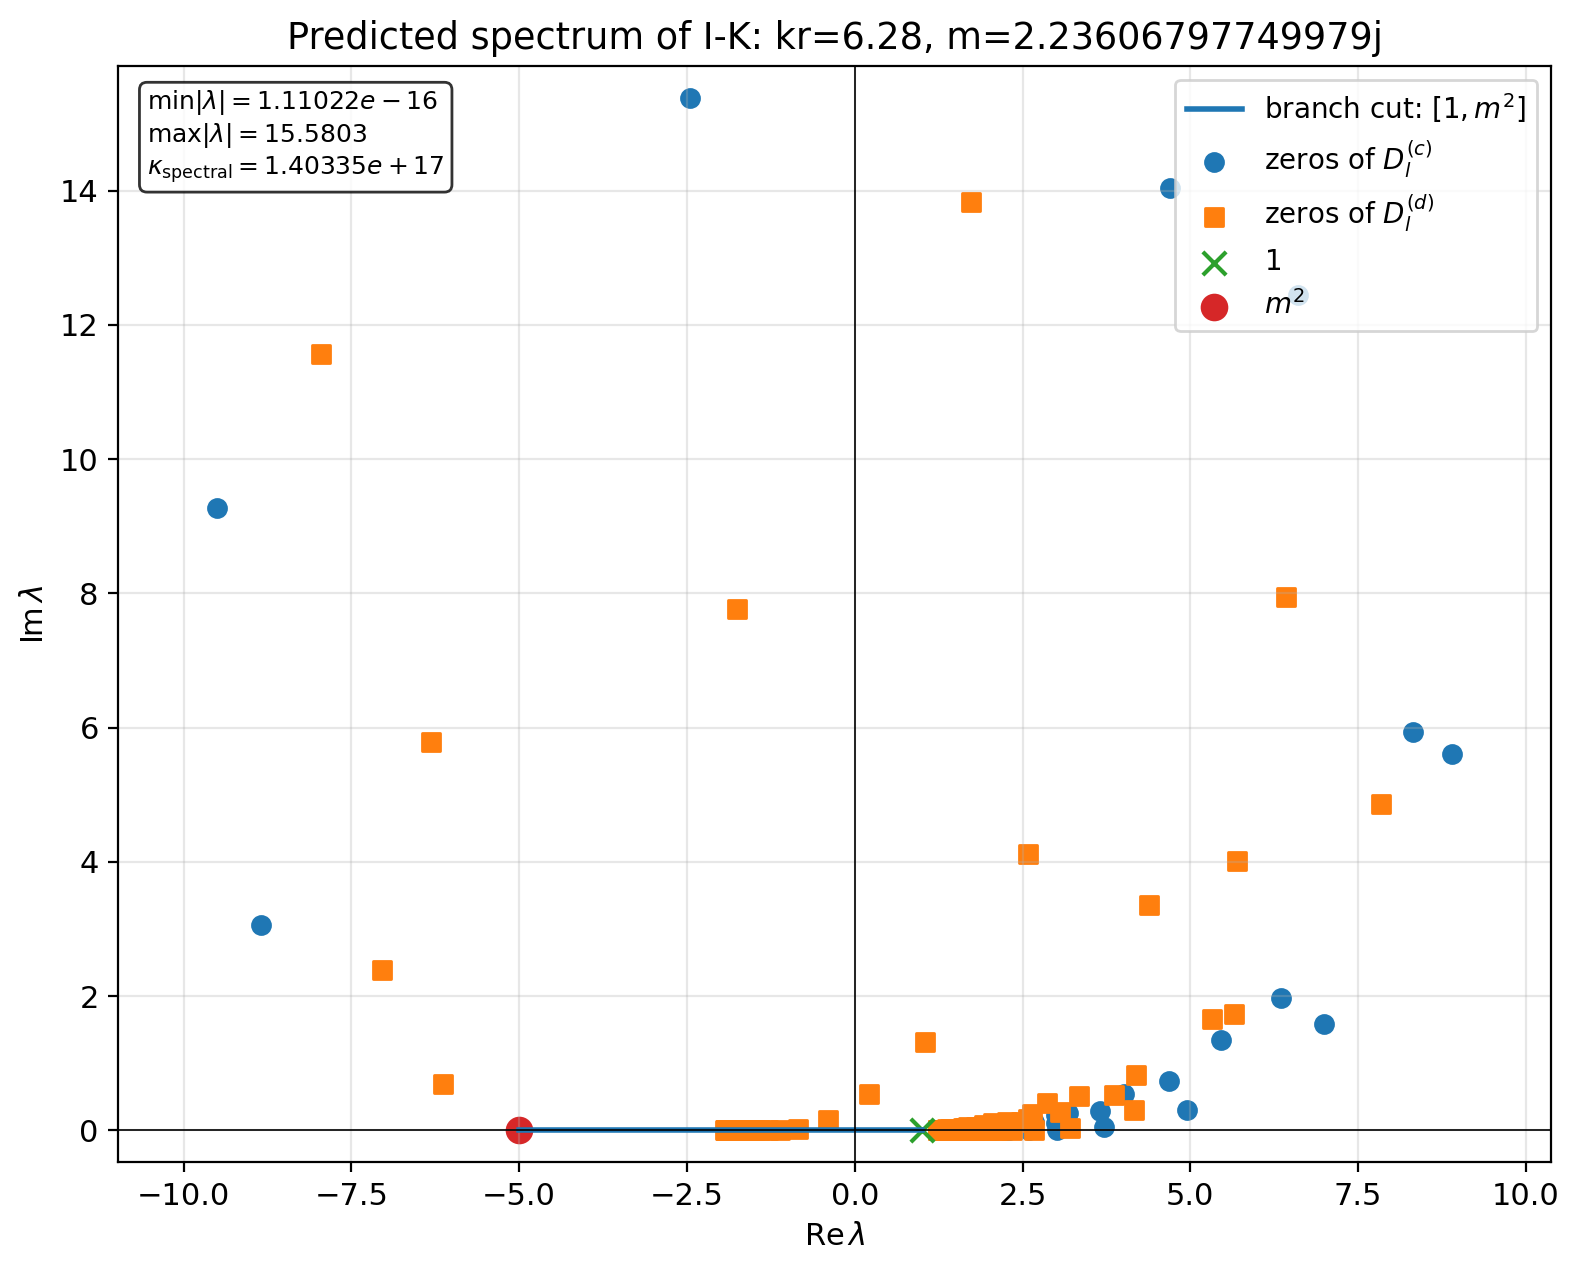

This chart was generated by the following Python code:
#!/usr/bin/env python3
"""Spectrum predictor for the electromagnetic volume integral operator on a sphere.

The implementation follows section 4 of J. Rahola,
"On the Eigenvalues of the Volume Integral Operator of Electromagnetic Scattering",
SIAM J. Sci. Comput. 21(5), 2000.

For a physical relative permittivity eps (or, for backward compatibility,
a physical refractive index m) and sphere size x = k r, the script plots
points in the spectrum of I-K. Internally m^2 = eps:

  1. the branch-cut segment [1, m**2];
  2. isolated points produced by complex Mie resonances.

A fictitious resonant refractive index mu is mapped to the spectrum by

    lambda = 1 - (m**2 - 1) / (mu**2 - 1).

Only resonance points satisfying |lambda - 1| >= spectrum_tol are retained.
The complex roots are found by an automated two-dimensional scan followed by
local nonlinear refinement.  The scan mirrors the article's procedure of first
locating minima of the Mie denominators and then applying a root finder.
"""

from __future__ import annotations

import csv
import json
import os
from concurrent.futures import ThreadPoolExecutor
from dataclasses import dataclass
from functools import lru_cache
from pathlib import Path
from typing import Callable, Iterable

import matplotlib.pyplot as plt
import numpy as np
from scipy.ndimage import minimum_filter
from scipy.optimize import minimize
from scipy.special import spherical_jn, spherical_yn

CONFIG_FILENAME = "mie_spectrum_config.json"


@dataclass(frozen=True)
class Resonance:
    order: int
    family: str
    mu: complex
    spectral_point: complex
    relative_residual: float


@dataclass(frozen=True)
class SpectralConditionEstimate:
    """Condition-number lower estimate based on predicted spectral points."""

    minimum_modulus: float
    maximum_modulus: float
    spectral_ratio: float
    minimum_point: complex
    maximum_point: complex
    minimum_source: str
    maximum_source: str
    branch_minimum_modulus: float
    branch_maximum_modulus: float


@dataclass(frozen=True)
class EnclosingEllipse:
    """Ellipse containing the predicted spectrum in the complex plane."""

    center: complex
    major_semiaxis: float
    minor_semiaxis: float
    angle_radians: float
    shape_matrix: np.ndarray
    fit_method: str
    fit_iterations: int
    maximum_normalized_radius_squared: float
    point_count: int


@dataclass(frozen=True)
class GmresEllipseEstimate:
    """Chebyshev GMRES estimate based on an enclosing spectral ellipse."""

    valid: bool
    message: str
    relative_tolerance: float
    eigenvector_condition_number: float
    estimated_iterations: int | None
    residual_bound_at_estimate: float | None
    asymptotic_reduction_factor: float | None
    origin_ellipse_value: float
    focal_distance: float
    ellipse_parameter_rho: float | None
    transformed_origin: complex | None
    exterior_map_modulus: float | None
    ellipse: EnclosingEllipse


def spherical_hankel1(order: int, z: complex | np.ndarray) -> complex | np.ndarray:
    """Spherical Hankel function h_l^(1)(z)."""
    return spherical_jn(order, z) + 1j * spherical_yn(order, z)


def riccati_j_derivative(order: int, z: complex | np.ndarray) -> complex | np.ndarray:
    """Derivative [z j_l(z)]' with respect to z."""
    return spherical_jn(order, z) + z * spherical_jn(order, z, derivative=True)


def riccati_h1_derivative(order: int, z: complex | np.ndarray) -> complex | np.ndarray:
    """Derivative [z h_l^(1)(z)]' with respect to z."""
    h = spherical_hankel1(order, z)
    h_prime = spherical_jn(order, z, derivative=True) + 1j * spherical_yn(
        order, z, derivative=True
    )
    return h + z * h_prime



@lru_cache(maxsize=None)
def _exterior_values(order: int, x: float) -> tuple[complex, complex]:
    """Cache h_l^(1)(x) and [x h_l^(1)(x)]' for real x."""
    h_x = complex(spherical_hankel1(order, x))
    xi_prime_x = complex(riccati_h1_derivative(order, x))
    return h_x, xi_prime_x

def mie_denominator_terms(
    mu: complex | np.ndarray,
    order: int,
    x: float,
    family: str,
) -> tuple[complex | np.ndarray, complex | np.ndarray]:
    """Return the two terms of a Mie-coefficient denominator.

    family='c' corresponds to the denominator in formula (4.11):

        j_l(mu*x) [x h_l^(1)(x)]' - h_l^(1)(x) [mu*x*j_l(mu*x)]'.

    family='d' corresponds to the denominator in formula (4.12):

        mu^2 j_l(mu*x) [x h_l^(1)(x)]'
        - h_l^(1)(x) [mu*x*j_l(mu*x)]'.
    """
    if family not in {"c", "d"}:
        raise ValueError("family must be 'c' or 'd'")

    z = mu * x
    j = spherical_jn(order, z)
    j_prime = spherical_jn(order, z, derivative=True)
    psi_prime = j + z * j_prime

    h_x, xi_prime_x = _exterior_values(order, float(x))

    multiplier = 1.0 if family == "c" else mu**2
    first = multiplier * j * xi_prime_x
    second = h_x * psi_prime
    return first, second


def mie_denominator(
    mu: complex | np.ndarray,
    order: int,
    x: float,
    family: str,
) -> complex | np.ndarray:
    first, second = mie_denominator_terms(mu, order, x, family)
    return first - second


def relative_denominator_residual(mu: complex, order: int, x: float, family: str) -> float:
    first, second = mie_denominator_terms(mu, order, x, family)
    scale = abs(first) + abs(second) + np.finfo(float).tiny
    return float(abs(first - second) / scale)


def map_to_spectrum(mu: complex | np.ndarray, physical_m: complex) -> complex | np.ndarray:
    """Formula (4.13): fictitious index mu -> spectrum of I-K."""
    return 1.0 - (physical_m**2 - 1.0) / (mu**2 - 1.0)


def branch_cut_segment(physical_m: complex, count: int = 300) -> np.ndarray:
    """The branch-cut segment in sigma(I-K), from 1 to m^2.

    For a purely imaginary fictitious index mu=i*y,

        lambda(y) = 1 + (m^2-1)/(1+y^2),  y in [0, infinity),

    hence the image is exactly the straight segment joining m^2 and 1.
    """
    t = np.linspace(0.0, 1.0, count)
    return 1.0 + t * (physical_m**2 - 1.0)



def branch_cut_modulus_extrema(
    physical_m: complex,
) -> tuple[float, complex, float, complex]:
    """Return exact min/max of |lambda| on the segment [1, m^2].

    The minimum is the Euclidean distance from zero to the segment. The
    maximum of the convex function |lambda| on a segment is attained at an
    endpoint.
    """
    start = complex(1.0, 0.0)
    end = complex(physical_m**2)
    direction = end - start
    direction_norm_squared = abs(direction) ** 2

    if direction_norm_squared <= np.finfo(float).tiny:
        return abs(start), start, abs(start), start

    projection_parameter = -float(
        np.real(np.conjugate(direction) * start)
    ) / direction_norm_squared
    projection_parameter = min(1.0, max(0.0, projection_parameter))
    minimum_point = start + projection_parameter * direction

    if abs(start) >= abs(end):
        maximum_point = start
    else:
        maximum_point = end

    return (
        float(abs(minimum_point)),
        complex(minimum_point),
        float(abs(maximum_point)),
        complex(maximum_point),
    )


def estimate_spectral_condition_number(
    physical_m: complex,
    resonances: list[Resonance],
) -> SpectralConditionEstimate:
    """Estimate max|lambda|/min|lambda| over the predicted spectrum.

    For an actual nonsingular matrix A,

        kappa_2(A) >= max_j |lambda_j(A)| / min_j |lambda_j(A)|.

    Here the ratio is formed from the analytically predicted branch-cut
    segment and the retained Mie-resonance points. It is therefore a predicted
    spectral lower-bound estimate for the discretized matrix, not a rigorous
    bound unless these predicted points are known to be eigenvalues of that
    particular matrix.
    """
    (
        branch_minimum,
        branch_minimum_point,
        branch_maximum,
        branch_maximum_point,
    ) = branch_cut_modulus_extrema(physical_m)

    minimum_modulus = branch_minimum
    maximum_modulus = branch_maximum
    minimum_point = branch_minimum_point
    maximum_point = branch_maximum_point
    minimum_source = "branch_cut"
    maximum_source = "branch_cut"

    for item in resonances:
        modulus = float(abs(item.spectral_point))
        source = f"Mie resonance: l={item.order}, family={item.family}"

        if modulus < minimum_modulus:
            minimum_modulus = modulus
            minimum_point = item.spectral_point
            minimum_source = source

        if modulus > maximum_modulus:
            maximum_modulus = modulus
            maximum_point = item.spectral_point
            maximum_source = source

    if minimum_modulus <= np.finfo(float).tiny:
        spectral_ratio = float("inf")
    else:
        spectral_ratio = maximum_modulus / minimum_modulus

    return SpectralConditionEstimate(
        minimum_modulus=minimum_modulus,
        maximum_modulus=maximum_modulus,
        spectral_ratio=float(spectral_ratio),
        minimum_point=complex(minimum_point),
        maximum_point=complex(maximum_point),
        minimum_source=minimum_source,
        maximum_source=maximum_source,
        branch_minimum_modulus=branch_minimum,
        branch_maximum_modulus=branch_maximum,
    )



def predicted_spectrum_points(
    physical_m: complex,
    resonances: list[Resonance],
) -> np.ndarray:
    """Return planar points sufficient to enclose the predicted spectrum.

    Since an ellipse is convex, including the two endpoints 1 and m^2
    automatically includes the complete branch-cut segment [1, m^2].
    """
    values = [complex(1.0, 0.0), complex(physical_m**2)]
    values.extend(item.spectral_point for item in resonances)

    points = np.array([[value.real, value.imag] for value in values], dtype=float)
    return np.unique(points, axis=0)


def _pca_enclosing_ellipse(
    points: np.ndarray,
    minimum_axis_ratio: float,
    safety_factor: float,
) -> EnclosingEllipse:
    """Robust enclosing ellipse for collinear or nearly collinear points."""
    points = np.asarray(points, dtype=float)
    mean = np.mean(points, axis=0)
    centered = points - mean

    if len(points) >= 2 and np.linalg.norm(centered) > 0.0:
        _, _, right_vectors = np.linalg.svd(centered, full_matrices=False)
        rotation = right_vectors.T
    else:
        rotation = np.eye(2)

    local = points @ rotation
    minimum = np.min(local, axis=0)
    maximum = np.max(local, axis=0)
    midpoint = 0.5 * (minimum + maximum)
    half_width = 0.5 * (maximum - minimum)

    # Keep the first local axis as the major direction.
    if half_width[1] > half_width[0]:
        rotation = rotation[:, [1, 0]]
        local = points @ rotation
        minimum = np.min(local, axis=0)
        maximum = np.max(local, axis=0)
        midpoint = 0.5 * (minimum + maximum)
        half_width = 0.5 * (maximum - minimum)

    center_vector = rotation @ midpoint
    absolute_floor = max(
        1.0e-14,
        1.0e-12 * (1.0 + float(np.linalg.norm(center_vector))),
    )

    preliminary_major = max(float(half_width[0]), absolute_floor)
    preliminary_minor = max(
        float(half_width[1]),
        minimum_axis_ratio * preliminary_major,
        absolute_floor,
    )

    normalized_radius_squared = (
        ((local[:, 0] - midpoint[0]) / preliminary_major) ** 2
        + ((local[:, 1] - midpoint[1]) / preliminary_minor) ** 2
    )
    scale = max(
        1.0,
        float(np.sqrt(np.max(normalized_radius_squared))),
    ) * safety_factor

    major = preliminary_major * scale
    minor = preliminary_minor * scale
    shape_matrix = rotation @ np.diag([major**-2, minor**-2]) @ rotation.T

    shifted = points - center_vector
    maximum_value = float(
        np.max(np.einsum("ni,ij,nj->n", shifted, shape_matrix, shifted))
    )

    return EnclosingEllipse(
        center=complex(center_vector[0], center_vector[1]),
        major_semiaxis=major,
        minor_semiaxis=minor,
        angle_radians=float(np.arctan2(rotation[1, 0], rotation[0, 0])),
        shape_matrix=shape_matrix,
        fit_method="pca_fallback",
        fit_iterations=0,
        maximum_normalized_radius_squared=maximum_value,
        point_count=len(points),
    )


def minimum_volume_enclosing_ellipse(
    points: np.ndarray,
    algorithm_tolerance: float,
    maximum_iterations: int,
    safety_factor: float,
    minimum_axis_ratio: float,
    rank_tolerance: float,
) -> EnclosingEllipse:
    """Compute a minimum-volume enclosing ellipse using Khachiyan iteration.

    If the point set is collinear or numerically rank deficient, a thin
    PCA-aligned enclosing ellipse is used. The safety factor slightly enlarges
    the final ellipse so all input points are enclosed despite finite stopping
    tolerance.
    """
    points = np.unique(np.asarray(points, dtype=float), axis=0)
    if points.ndim != 2 or points.shape[1] != 2 or len(points) == 0:
        raise ValueError("points must be a nonempty array of shape (N, 2)")

    centered = points - np.mean(points, axis=0)
    singular_values = np.linalg.svd(centered, compute_uv=False)

    if (
        len(points) < 3
        or singular_values[0] <= np.finfo(float).tiny
        or singular_values[1] <= rank_tolerance * singular_values[0]
    ):
        return _pca_enclosing_ellipse(
            points,
            minimum_axis_ratio=minimum_axis_ratio,
            safety_factor=safety_factor,
        )

    point_count, dimension = points.shape
    lifted = np.vstack([points.T, np.ones(point_count)])
    weights = np.full(point_count, 1.0 / point_count)

    iterations = 0
    try:
        for iterations in range(1, maximum_iterations + 1):
            moment = (lifted * weights) @ lifted.T
            inverse_moment = np.linalg.inv(moment)
            leverage = np.sum(
                lifted * (inverse_moment @ lifted),
                axis=0,
            )

            selected = int(np.argmax(leverage))
            maximum_leverage = float(leverage[selected])

            if maximum_leverage <= dimension + 1.0 + algorithm_tolerance:
                break

            step = (
                maximum_leverage - dimension - 1.0
            ) / (
                (dimension + 1.0) * (maximum_leverage - 1.0)
            )

            if not 0.0 < step < 1.0:
                break

            weights *= 1.0 - step
            weights[selected] += step

        center_vector = points.T @ weights
        covariance = (
            points.T @ (weights[:, None] * points)
            - np.outer(center_vector, center_vector)
        )
        shape_matrix = np.linalg.inv(covariance) / dimension

        eigenvalues, eigenvectors = np.linalg.eigh(shape_matrix)
        if np.any(eigenvalues <= 0.0):
            raise np.linalg.LinAlgError("nonpositive ellipse shape eigenvalue")

        semiaxes = 1.0 / np.sqrt(eigenvalues)
        ordering = np.argsort(semiaxes)[::-1]
        semiaxes = semiaxes[ordering]
        eigenvectors = eigenvectors[:, ordering]

        shifted = points - center_vector
        normalized_values = np.einsum(
            "ni,ij,nj->n",
            shifted,
            shape_matrix,
            shifted,
        )

        # Guarantee enclosure after the finite Khachiyan iteration.
        scale = max(
            1.0,
            float(np.sqrt(np.max(normalized_values))),
        ) * safety_factor
        semiaxes *= scale
        shape_matrix /= scale**2

        shifted = points - center_vector
        maximum_value = float(
            np.max(
                np.einsum(
                    "ni,ij,nj->n",
                    shifted,
                    shape_matrix,
                    shifted,
                )
            )
        )

        return EnclosingEllipse(
            center=complex(center_vector[0], center_vector[1]),
            major_semiaxis=float(semiaxes[0]),
            minor_semiaxis=float(semiaxes[1]),
            angle_radians=float(
                np.arctan2(eigenvectors[1, 0], eigenvectors[0, 0])
            ),
            shape_matrix=shape_matrix,
            fit_method="khachiyan_mvee",
            fit_iterations=iterations,
            maximum_normalized_radius_squared=maximum_value,
            point_count=point_count,
        )
    except np.linalg.LinAlgError:
        return _pca_enclosing_ellipse(
            points,
            minimum_axis_ratio=minimum_axis_ratio,
            safety_factor=safety_factor,
        )



def _ellipse_parameters_from_object(
    ellipse: EnclosingEllipse,
) -> np.ndarray:
    return np.array(
        [
            ellipse.center.real,
            ellipse.center.imag,
            np.log(ellipse.major_semiaxis),
            np.log(ellipse.minor_semiaxis),
            ellipse.angle_radians,
        ],
        dtype=float,
    )


def _ellipse_values_from_parameters(
    parameters: np.ndarray,
    points: np.ndarray,
) -> np.ndarray:
    """Evaluate normalized squared ellipse radii for planar points."""
    center_x, center_y, log_axis_1, log_axis_2, angle = parameters
    axis_1 = float(np.exp(log_axis_1))
    axis_2 = float(np.exp(log_axis_2))

    cosine = float(np.cos(angle))
    sine = float(np.sin(angle))

    delta_x = points[:, 0] - center_x
    delta_y = points[:, 1] - center_y

    local_1 = cosine * delta_x + sine * delta_y
    local_2 = -sine * delta_x + cosine * delta_y

    return (local_1 / axis_1) ** 2 + (local_2 / axis_2) ** 2


def _ellipse_from_parameters(
    parameters: np.ndarray,
    point_count: int,
    fit_method: str,
    fit_iterations: int,
    points: np.ndarray,
) -> EnclosingEllipse:
    center_x, center_y, log_axis_1, log_axis_2, angle = parameters
    axis_1 = float(np.exp(log_axis_1))
    axis_2 = float(np.exp(log_axis_2))

    # Store the semiaxes in descending order.
    if axis_2 > axis_1:
        axis_1, axis_2 = axis_2, axis_1
        angle += 0.5 * np.pi

    angle = float((angle + np.pi) % (2.0 * np.pi) - np.pi)

    cosine = float(np.cos(angle))
    sine = float(np.sin(angle))
    rotation = np.array(
        [[cosine, -sine], [sine, cosine]],
        dtype=float,
    )
    shape_matrix = (
        rotation
        @ np.diag([axis_1**-2, axis_2**-2])
        @ rotation.T
    )

    center = np.array([center_x, center_y], dtype=float)
    shifted = points - center
    normalized_values = np.einsum(
        "ni,ij,nj->n",
        shifted,
        shape_matrix,
        shifted,
    )

    return EnclosingEllipse(
        center=complex(center_x, center_y),
        major_semiaxis=axis_1,
        minor_semiaxis=axis_2,
        angle_radians=angle,
        shape_matrix=shape_matrix,
        fit_method=fit_method,
        fit_iterations=fit_iterations,
        maximum_normalized_radius_squared=float(
            np.max(normalized_values)
        ),
        point_count=point_count,
    )


def _closest_point_in_convex_hull(
    points: np.ndarray,
    tolerance: float,
    maximum_iterations: int,
) -> np.ndarray:
    """Find the minimum-norm point in conv(points)."""
    point_count = len(points)
    if point_count == 1:
        return points[0].copy()

    initial_weights = np.full(point_count, 1.0 / point_count)

    def objective(weights: np.ndarray) -> float:
        point = weights @ points
        return 0.5 * float(point @ point)

    def objective_jacobian(weights: np.ndarray) -> np.ndarray:
        point = weights @ points
        return points @ point

    result = minimize(
        objective,
        initial_weights,
        jac=objective_jacobian,
        method="SLSQP",
        bounds=[(0.0, 1.0)] * point_count,
        constraints=[
            {
                "type": "eq",
                "fun": lambda weights: float(np.sum(weights) - 1.0),
                "jac": lambda weights: np.ones_like(weights),
            }
        ],
        options={
            "maxiter": maximum_iterations,
            "ftol": tolerance,
            "disp": False,
        },
    )

    weights = result.x
    weights = np.maximum(weights, 0.0)
    total = float(np.sum(weights))
    if total <= np.finfo(float).tiny:
        weights = initial_weights
    else:
        weights /= total

    return weights @ points


def _construct_origin_excluding_initial_ellipse(
    points: np.ndarray,
    origin_margin: float,
    minimum_axis_ratio: float,
    convex_hull_tolerance: float,
    convex_hull_maximum_iterations: int,
) -> EnclosingEllipse:
    """Construct a feasible ellipse from a separating direction.

    If zero is outside conv(points), the minimum-norm point q of the convex
    hull supplies a separating normal u=q/|q|. The ellipse is then constructed
    in (u,v) coordinates with its leftmost point strictly to the right of zero.
    """
    closest = _closest_point_in_convex_hull(
        points,
        tolerance=convex_hull_tolerance,
        maximum_iterations=convex_hull_maximum_iterations,
    )

    point_scale = max(
        1.0,
        float(np.max(np.linalg.norm(points, axis=1))),
    )
    closest_norm = float(np.linalg.norm(closest))

    if closest_norm <= convex_hull_tolerance * point_scale:
        raise ValueError(
            "The origin belongs to, or is numerically indistinguishable from, "
            "the convex hull of the predicted spectrum. No convex ellipse "
            "containing the spectrum can exclude the origin."
        )

    direction_1 = closest / closest_norm
    direction_2 = np.array(
        [-direction_1[1], direction_1[0]],
        dtype=float,
    )

    coordinate_1 = points @ direction_1
    coordinate_2 = points @ direction_2

    minimum_1 = float(np.min(coordinate_1))
    maximum_1 = float(np.max(coordinate_1))
    minimum_2 = float(np.min(coordinate_2))
    maximum_2 = float(np.max(coordinate_2))

    if minimum_1 <= 0.0:
        raise ValueError(
            "Failed to construct a strict separating direction for the origin."
        )

    span_1 = max(maximum_1 - minimum_1, 1.0e-6 * point_scale)
    center_1 = maximum_1 + max(1.0e-3 * point_scale, 0.05 * span_1)

    required_left_offset = center_1 * (
        1.0 - 1.0 / np.sqrt(1.0 + origin_margin)
    )
    left_offset = max(
        0.2 * minimum_1,
        1.1 * required_left_offset,
    )

    if left_offset >= 0.95 * minimum_1:
        left_offset = 0.95 * minimum_1

    axis_1 = center_1 - left_offset
    center_2 = 0.5 * (minimum_2 + maximum_2)

    horizontal = (coordinate_1 - center_1) / axis_1
    remaining = np.maximum(1.0 - horizontal**2, 1.0e-14)
    required_axis_2 = np.max(
        np.abs(coordinate_2 - center_2) / np.sqrt(remaining)
    )

    axis_floor = max(
        minimum_axis_ratio * axis_1,
        1.0e-10 * point_scale,
    )
    axis_2 = max(float(required_axis_2) * 1.01, axis_floor)

    center_vector = (
        center_1 * direction_1
        + center_2 * direction_2
    )
    angle = float(np.arctan2(direction_1[1], direction_1[0]))

    parameters = np.array(
        [
            center_vector[0],
            center_vector[1],
            np.log(axis_1),
            np.log(axis_2),
            angle,
        ],
        dtype=float,
    )

    ellipse = _ellipse_from_parameters(
        parameters=parameters,
        point_count=len(points),
        fit_method="separating_initial_ellipse",
        fit_iterations=0,
        points=points,
    )

    origin = np.zeros((1, 2), dtype=float)
    origin_value = float(
        _ellipse_values_from_parameters(parameters, origin)[0]
    )
    if (
        ellipse.maximum_normalized_radius_squared > 1.0 + 1.0e-8
        or origin_value < 1.0 + origin_margin - 1.0e-8
    ):
        raise ValueError(
            "Could not construct a feasible initial ellipse with the "
            "requested origin-exclusion margin."
        )

    return ellipse


def minimum_area_enclosing_ellipse_excluding_origin(
    points: np.ndarray,
    unconstrained_ellipse: EnclosingEllipse,
    origin_margin: float,
    point_margin: float,
    optimizer_tolerance: float,
    optimizer_maximum_iterations: int,
    optimizer_restarts: int,
    random_seed: int,
    minimum_axis_ratio: float,
    convex_hull_tolerance: float,
    convex_hull_maximum_iterations: int,
    feasibility_tolerance: float,
) -> EnclosingEllipse:
    r"""Minimize ellipse area while keeping zero strictly outside.

    The ellipse is parameterized by center c, two positive semiaxes a,b and a
    rotation angle theta. The nonlinear problem is

        minimize      log(a) + log(b)
        subject to    q(p_i) <= 1-point_margin,
                      q(0) >= 1+origin_margin,

    where q is the normalized squared ellipse radius. The problem is
    nonconvex; several deterministic/randomized starts are used.
    """
    points = np.unique(np.asarray(points, dtype=float), axis=0)
    if len(points) == 0:
        raise ValueError("At least one spectral point is required")

    origin = np.zeros((1, 2), dtype=float)
    unconstrained_parameters = _ellipse_parameters_from_object(
        unconstrained_ellipse
    )
    unconstrained_origin_value = float(
        _ellipse_values_from_parameters(
            unconstrained_parameters,
            origin,
        )[0]
    )

    # If the ordinary MVEE already satisfies the extra constraint, it remains
    # globally minimal for the constrained problem.
    if unconstrained_origin_value >= 1.0 + origin_margin:
        return EnclosingEllipse(
            center=unconstrained_ellipse.center,
            major_semiaxis=unconstrained_ellipse.major_semiaxis,
            minor_semiaxis=unconstrained_ellipse.minor_semiaxis,
            angle_radians=unconstrained_ellipse.angle_radians,
            shape_matrix=unconstrained_ellipse.shape_matrix,
            fit_method=unconstrained_ellipse.fit_method
            + "_already_excludes_origin",
            fit_iterations=unconstrained_ellipse.fit_iterations,
            maximum_normalized_radius_squared=(
                unconstrained_ellipse.maximum_normalized_radius_squared
            ),
            point_count=unconstrained_ellipse.point_count,
        )

    feasible_initial = _construct_origin_excluding_initial_ellipse(
        points=points,
        origin_margin=origin_margin,
        minimum_axis_ratio=minimum_axis_ratio,
        convex_hull_tolerance=convex_hull_tolerance,
        convex_hull_maximum_iterations=(
            convex_hull_maximum_iterations
        ),
    )
    feasible_parameters = _ellipse_parameters_from_object(
        feasible_initial
    )

    point_scale = max(
        1.0,
        float(np.max(np.linalg.norm(points, axis=1))),
    )
    minimum_axis = max(
        1.0e-8 * point_scale,
        minimum_axis_ratio * 1.0e-3 * point_scale,
    )
    maximum_axis = 1.0e4 * point_scale
    center_bound = 1.0e4 * point_scale

    bounds = [
        (-center_bound, center_bound),
        (-center_bound, center_bound),
        (np.log(minimum_axis), np.log(maximum_axis)),
        (np.log(minimum_axis), np.log(maximum_axis)),
        (-4.0 * np.pi, 4.0 * np.pi),
    ]

    def objective(parameters: np.ndarray) -> float:
        return float(parameters[2] + parameters[3])

    def objective_jacobian(parameters: np.ndarray) -> np.ndarray:
        return np.array([0.0, 0.0, 1.0, 1.0, 0.0])

    def point_constraints(parameters: np.ndarray) -> np.ndarray:
        return (
            1.0
            - point_margin
            - _ellipse_values_from_parameters(parameters, points)
        )

    def origin_constraint(parameters: np.ndarray) -> float:
        return float(
            _ellipse_values_from_parameters(parameters, origin)[0]
            - 1.0
            - origin_margin
        )

    constraints = [
        {"type": "ineq", "fun": point_constraints},
        {"type": "ineq", "fun": origin_constraint},
    ]

    random_generator = np.random.default_rng(random_seed)
    starts = [feasible_parameters, unconstrained_parameters]

    for restart in range(max(0, optimizer_restarts - 2)):
        candidate = feasible_parameters.copy()
        perturbation_scale = 0.04 + 0.015 * (restart % 5)
        candidate[0:2] += random_generator.normal(
            scale=perturbation_scale * point_scale,
            size=2,
        )
        candidate[2:4] += random_generator.normal(
            scale=0.12,
            size=2,
        )
        candidate[4] += random_generator.normal(scale=0.25)
        starts.append(candidate)

    best_parameters = feasible_parameters
    best_objective = objective(feasible_parameters)
    best_iterations = 0
    successful_optimization = False
    best_message = "feasible separating construction"

    def is_feasible(parameters: np.ndarray) -> bool:
        point_values = _ellipse_values_from_parameters(
            parameters,
            points,
        )
        origin_value = float(
            _ellipse_values_from_parameters(
                parameters,
                origin,
            )[0]
        )
        return (
            float(np.max(point_values))
            <= 1.0 - point_margin + feasibility_tolerance
            and origin_value
            >= 1.0 + origin_margin - feasibility_tolerance
        )

    for start in starts:
        result = minimize(
            objective,
            start,
            jac=objective_jacobian,
            method="SLSQP",
            bounds=bounds,
            constraints=constraints,
            options={
                "maxiter": optimizer_maximum_iterations,
                "ftol": optimizer_tolerance,
                "disp": False,
            },
        )

        if not np.all(np.isfinite(result.x)):
            continue

        if is_feasible(result.x):
            current_objective = objective(result.x)
            if current_objective < best_objective:
                best_parameters = result.x.copy()
                best_objective = current_objective
                best_iterations = int(getattr(result, "nit", 0))
                successful_optimization = bool(result.success)
                best_message = str(result.message)

    fit_method = (
        "constrained_slsqp_origin_excluded"
        if successful_optimization
        else "constrained_feasible_origin_excluded"
    )

    ellipse = _ellipse_from_parameters(
        parameters=best_parameters,
        point_count=len(points),
        fit_method=fit_method,
        fit_iterations=best_iterations,
        points=points,
    )

    final_origin_value = float(
        _ellipse_values_from_parameters(
            best_parameters,
            origin,
        )[0]
    )

    if not is_feasible(best_parameters):
        raise RuntimeError(
            "The constrained ellipse optimizer did not return a feasible "
            "ellipse. Last status: " + best_message
        )

    # Include the achieved exclusion value in the method label for diagnostics.
    return EnclosingEllipse(
        center=ellipse.center,
        major_semiaxis=ellipse.major_semiaxis,
        minor_semiaxis=ellipse.minor_semiaxis,
        angle_radians=ellipse.angle_radians,
        shape_matrix=ellipse.shape_matrix,
        fit_method=(
            ellipse.fit_method
            + f"_origin_value_{final_origin_value:.6g}"
        ),
        fit_iterations=ellipse.fit_iterations,
        maximum_normalized_radius_squared=(
            ellipse.maximum_normalized_radius_squared
        ),
        point_count=ellipse.point_count,
    )

def enclosing_ellipse_curve(
    ellipse: EnclosingEllipse,
    point_count: int = 500,
) -> np.ndarray:
    """Sample the boundary of an enclosing ellipse as complex values."""
    parameter = np.linspace(0.0, 2.0 * np.pi, point_count)
    local = (
        ellipse.major_semiaxis * np.cos(parameter)
        + 1j * ellipse.minor_semiaxis * np.sin(parameter)
    )
    return ellipse.center + np.exp(1j * ellipse.angle_radians) * local


def _ellipse_residual_log_bound(
    iteration: int,
    rho: float,
    exterior_map_value: complex,
    eigenvector_condition_number: float,
) -> float:
    """Logarithm of the Chebyshev residual bound for one iteration."""
    log_rho = float(np.log(rho))
    log_exterior_modulus = float(np.log(abs(exterior_map_value)))

    # (rho^k + rho^-k) / |w^k + w^-k|, computed without overflow.
    numerator_correction = float(np.log1p(np.exp(-2.0 * iteration * log_rho)))
    inverse_power = np.exp(
        -2.0 * iteration * np.log(exterior_map_value)
    )
    denominator_correction = float(np.log(abs(1.0 + inverse_power)))

    return (
        float(np.log(eigenvector_condition_number))
        + iteration * (log_rho - log_exterior_modulus)
        + numerator_correction
        - denominator_correction
    )


def estimate_gmres_iterations_from_ellipse(
    physical_m: complex,
    resonances: list[Resonance],
    relative_tolerance: float,
    eigenvector_condition_number: float,
    maximum_gmres_iterations: int,
    ellipse_algorithm_tolerance: float,
    ellipse_maximum_iterations: int,
    ellipse_safety_factor: float,
    ellipse_minimum_axis_ratio: float,
    ellipse_rank_tolerance: float,
    ellipse_exclude_origin: bool,
    ellipse_origin_margin: float,
    ellipse_point_margin: float,
    ellipse_optimizer_tolerance: float,
    ellipse_optimizer_maximum_iterations: int,
    ellipse_optimizer_restarts: int,
    ellipse_random_seed: int,
    ellipse_convex_hull_tolerance: float,
    ellipse_convex_hull_maximum_iterations: int,
    ellipse_feasibility_tolerance: float,
) -> GmresEllipseEstimate:
    r"""Estimate unrestarted GMRES iterations using a spectral ellipse.

    Let the enclosing ellipse have center c, semiaxes a >= b, rotation theta,
    and focal distance f=sqrt(a^2-b^2). Define

        rho = (a+b)/f,
        zeta_0 = -c exp(-i theta)/f,
        w_0 = zeta_0 +/- sqrt(zeta_0^2-1),  |w_0| > 1.

    For a diagonalizable matrix A with eigenvector matrix V,

        ||r_k||/||r_0||
        <= kappa_2(V) (rho^k+rho^-k)/|w_0^k+w_0^-k|.

    The default configuration uses kappa_2(V)=1, i.e. an approximately normal
    matrix. A finite estimate requires the origin to lie strictly outside the
    enclosing ellipse.
    """
    points = predicted_spectrum_points(physical_m, resonances)
    unconstrained_ellipse = minimum_volume_enclosing_ellipse(
        points=points,
        algorithm_tolerance=ellipse_algorithm_tolerance,
        maximum_iterations=ellipse_maximum_iterations,
        safety_factor=ellipse_safety_factor,
        minimum_axis_ratio=ellipse_minimum_axis_ratio,
        rank_tolerance=ellipse_rank_tolerance,
    )

    if ellipse_exclude_origin:
        try:
            ellipse = minimum_area_enclosing_ellipse_excluding_origin(
                points=points,
                unconstrained_ellipse=unconstrained_ellipse,
                origin_margin=ellipse_origin_margin,
                point_margin=ellipse_point_margin,
                optimizer_tolerance=ellipse_optimizer_tolerance,
                optimizer_maximum_iterations=(
                    ellipse_optimizer_maximum_iterations
                ),
                optimizer_restarts=ellipse_optimizer_restarts,
                random_seed=ellipse_random_seed,
                minimum_axis_ratio=ellipse_minimum_axis_ratio,
                convex_hull_tolerance=(
                    ellipse_convex_hull_tolerance
                ),
                convex_hull_maximum_iterations=(
                    ellipse_convex_hull_maximum_iterations
                ),
                feasibility_tolerance=(
                    ellipse_feasibility_tolerance
                ),
            )
        except (ValueError, RuntimeError) as error:
            rotated_origin = (
                -unconstrained_ellipse.center
                * np.exp(-1j * unconstrained_ellipse.angle_radians)
            )
            origin_ellipse_value = float(
                (
                    rotated_origin.real
                    / unconstrained_ellipse.major_semiaxis
                )
                ** 2
                + (
                    rotated_origin.imag
                    / unconstrained_ellipse.minor_semiaxis
                )
                ** 2
            )
            return GmresEllipseEstimate(
                valid=False,
                message=str(error),
                relative_tolerance=relative_tolerance,
                eigenvector_condition_number=(
                    eigenvector_condition_number
                ),
                estimated_iterations=None,
                residual_bound_at_estimate=None,
                asymptotic_reduction_factor=None,
                origin_ellipse_value=origin_ellipse_value,
                focal_distance=0.0,
                ellipse_parameter_rho=None,
                transformed_origin=None,
                exterior_map_modulus=None,
                ellipse=unconstrained_ellipse,
            )
    else:
        ellipse = unconstrained_ellipse

    rotated_origin = (
        -ellipse.center * np.exp(-1j * ellipse.angle_radians)
    )
    origin_ellipse_value = float(
        (rotated_origin.real / ellipse.major_semiaxis) ** 2
        + (rotated_origin.imag / ellipse.minor_semiaxis) ** 2
    )

    if origin_ellipse_value <= 1.0 + 1.0e-12:
        return GmresEllipseEstimate(
            valid=False,
            message=(
                "The enclosing ellipse contains or touches the origin; "
                "the classical ellipse GMRES bound gives no convergence estimate."
            ),
            relative_tolerance=relative_tolerance,
            eigenvector_condition_number=eigenvector_condition_number,
            estimated_iterations=None,
            residual_bound_at_estimate=None,
            asymptotic_reduction_factor=None,
            origin_ellipse_value=origin_ellipse_value,
            focal_distance=0.0,
            ellipse_parameter_rho=None,
            transformed_origin=None,
            exterior_map_modulus=None,
            ellipse=ellipse,
        )

    major = ellipse.major_semiaxis
    minor = ellipse.minor_semiaxis
    circle_threshold = 1.0e-10 * major

    # Circle limit: p_k(z)=(1-z/c)^k gives (R/|c|)^k.
    if major - minor <= circle_threshold:
        reduction = major / abs(ellipse.center)
        if not 0.0 < reduction < 1.0:
            return GmresEllipseEstimate(
                valid=False,
                message=(
                    "The fitted ellipse is circular but does not exclude the origin."
                ),
                relative_tolerance=relative_tolerance,
                eigenvector_condition_number=eigenvector_condition_number,
                estimated_iterations=None,
                residual_bound_at_estimate=None,
                asymptotic_reduction_factor=None,
                origin_ellipse_value=origin_ellipse_value,
                focal_distance=0.0,
                ellipse_parameter_rho=None,
                transformed_origin=None,
                exterior_map_modulus=None,
                ellipse=ellipse,
            )

        target_log = float(np.log(relative_tolerance))
        log_prefactor = float(np.log(eigenvector_condition_number))
        log_reduction = float(np.log(reduction))

        estimated_iterations = None
        residual_bound = None
        for iteration in range(1, maximum_gmres_iterations + 1):
            current_log_bound = log_prefactor + iteration * log_reduction
            if current_log_bound <= target_log:
                estimated_iterations = iteration
                residual_bound = float(np.exp(current_log_bound))
                break

        return GmresEllipseEstimate(
            valid=estimated_iterations is not None,
            message=(
                "Circle-limit GMRES estimate computed."
                if estimated_iterations is not None
                else "The configured GMRES iteration limit was reached."
            ),
            relative_tolerance=relative_tolerance,
            eigenvector_condition_number=eigenvector_condition_number,
            estimated_iterations=estimated_iterations,
            residual_bound_at_estimate=residual_bound,
            asymptotic_reduction_factor=float(reduction),
            origin_ellipse_value=origin_ellipse_value,
            focal_distance=0.0,
            ellipse_parameter_rho=None,
            transformed_origin=None,
            exterior_map_modulus=None,
            ellipse=ellipse,
        )

    focal_distance = float(np.sqrt(major**2 - minor**2))
    rho = float((major + minor) / focal_distance)
    transformed_origin = complex(rotated_origin / focal_distance)

    square_root = np.sqrt(transformed_origin**2 - 1.0)
    candidates = (
        transformed_origin + square_root,
        transformed_origin - square_root,
    )
    exterior_map_value = max(candidates, key=abs)
    exterior_modulus = float(abs(exterior_map_value))

    if exterior_modulus <= rho * (1.0 + 1.0e-12):
        return GmresEllipseEstimate(
            valid=False,
            message=(
                "The conformal image of the origin is not outside the ellipse "
                "parameter rho; no finite Chebyshev estimate is available."
            ),
            relative_tolerance=relative_tolerance,
            eigenvector_condition_number=eigenvector_condition_number,
            estimated_iterations=None,
            residual_bound_at_estimate=None,
            asymptotic_reduction_factor=None,
            origin_ellipse_value=origin_ellipse_value,
            focal_distance=focal_distance,
            ellipse_parameter_rho=rho,
            transformed_origin=transformed_origin,
            exterior_map_modulus=exterior_modulus,
            ellipse=ellipse,
        )

    target_log = float(np.log(relative_tolerance))
    estimated_iterations = None
    residual_bound = None

    for iteration in range(1, maximum_gmres_iterations + 1):
        current_log_bound = _ellipse_residual_log_bound(
            iteration=iteration,
            rho=rho,
            exterior_map_value=exterior_map_value,
            eigenvector_condition_number=eigenvector_condition_number,
        )
        if current_log_bound <= target_log:
            estimated_iterations = iteration
            residual_bound = float(np.exp(current_log_bound))
            break

    asymptotic_factor = float(rho / exterior_modulus)

    return GmresEllipseEstimate(
        valid=estimated_iterations is not None,
        message=(
            "Chebyshev ellipse GMRES estimate computed."
            if estimated_iterations is not None
            else "The configured GMRES iteration limit was reached."
        ),
        relative_tolerance=relative_tolerance,
        eigenvector_condition_number=eigenvector_condition_number,
        estimated_iterations=estimated_iterations,
        residual_bound_at_estimate=residual_bound,
        asymptotic_reduction_factor=asymptotic_factor,
        origin_ellipse_value=origin_ellipse_value,
        focal_distance=focal_distance,
        ellipse_parameter_rho=rho,
        transformed_origin=transformed_origin,
        exterior_map_modulus=exterior_modulus,
        ellipse=ellipse,
    )


def _finite_or_none(value: float | None) -> float | None:
    if value is None or not np.isfinite(value):
        return None
    return float(value)


def _complex_payload(value: complex | None) -> dict | None:
    if value is None:
        return None
    return {"real": float(value.real), "imag": float(value.imag)}


def save_gmres_estimate_json(
    estimate: GmresEllipseEstimate,
    path: Path,
) -> None:
    """Save the ellipse and GMRES iteration estimate."""
    ellipse = estimate.ellipse
    payload = {
        "valid": estimate.valid,
        "message": estimate.message,
        "relative_residual_tolerance": estimate.relative_tolerance,
        "assumed_eigenvector_condition_number": (
            estimate.eigenvector_condition_number
        ),
        "estimated_unrestarted_gmres_iterations": estimate.estimated_iterations,
        "residual_bound_at_estimated_iteration": _finite_or_none(
            estimate.residual_bound_at_estimate
        ),
        "asymptotic_reduction_factor": _finite_or_none(
            estimate.asymptotic_reduction_factor
        ),
        "origin_ellipse_value": estimate.origin_ellipse_value,
        "ellipse": {
            "center": _complex_payload(ellipse.center),
            "major_semiaxis": ellipse.major_semiaxis,
            "minor_semiaxis": ellipse.minor_semiaxis,
            "angle_radians": ellipse.angle_radians,
            "angle_degrees": float(np.degrees(ellipse.angle_radians)),
            "focal_distance": estimate.focal_distance,
            "ellipse_parameter_rho": _finite_or_none(
                estimate.ellipse_parameter_rho
            ),
            "transformed_origin": _complex_payload(
                estimate.transformed_origin
            ),
            "exterior_map_modulus": _finite_or_none(
                estimate.exterior_map_modulus
            ),
            "fit_method": ellipse.fit_method,
            "fit_iterations": ellipse.fit_iterations,
            "maximum_normalized_radius_squared": (
                ellipse.maximum_normalized_radius_squared
            ),
            "point_count": ellipse.point_count,
        },
        "bound": {
            "formula": (
                "||r_k||/||r_0|| <= kappa_2(V) "
                "(rho^k+rho^(-k))/|w_0^k+w_0^(-k)|"
            ),
            "assumption": (
                "A is diagonalizable and close to normal; the default uses "
                "kappa_2(V)=1."
            ),
            "spectrum_model": (
                "The ellipse encloses the branch-cut segment [1,m^2] and all "
                "retained Mie-resonance points."
            ),
        },
    }

    with path.open("w", encoding="utf-8") as stream:
        json.dump(payload, stream, ensure_ascii=False, indent=2)
        stream.write("\\n")

def save_condition_estimate_json(
    estimate: SpectralConditionEstimate,
    path: Path,
) -> None:
    """Save the spectral condition-number estimate and its interpretation."""
    payload = {
        "predicted_minimum_eigenvalue_modulus": estimate.minimum_modulus,
        "predicted_maximum_eigenvalue_modulus": estimate.maximum_modulus,
        "predicted_spectral_condition_ratio": estimate.spectral_ratio,
        "minimum_point": {
            "real": estimate.minimum_point.real,
            "imag": estimate.minimum_point.imag,
            "source": estimate.minimum_source,
        },
        "maximum_point": {
            "real": estimate.maximum_point.real,
            "imag": estimate.maximum_point.imag,
            "source": estimate.maximum_source,
        },
        "branch_cut": {
            "minimum_modulus": estimate.branch_minimum_modulus,
            "maximum_modulus": estimate.branch_maximum_modulus,
        },
        "interpretation": {
            "formula": "kappa_2(A) >= max_j |lambda_j(A)| / min_j |lambda_j(A)|",
            "normal_matrix": (
                "For a normal matrix this ratio equals the 2-norm condition number."
            ),
            "nonnormal_matrix": (
                "For a nonnormal matrix it is only a lower bound when the values "
                "used are actual eigenvalues."
            ),
            "prediction_caveat": (
                "This file uses the analytically predicted spectrum; for a finite "
                "discretized matrix the result is a spectral estimate."
            ),
        },
    }

    with path.open("w", encoding="utf-8") as stream:
        json.dump(payload, stream, ensure_ascii=False, indent=2)
        stream.write("\\n")


def _grid_minimum_seeds(
    mu_grid: np.ndarray,
    denominator_values: np.ndarray,
    max_seeds: int,
) -> list[complex]:
    """Find candidate roots from local minima of log10|D_l(mu)|."""
    with np.errstate(all="ignore"):
        log_abs = np.log10(np.abs(denominator_values) + np.finfo(float).tiny)

    finite = np.isfinite(log_abs)
    if not np.any(finite):
        return []

    replacement = np.nanmax(log_abs[finite]) + 100.0
    log_abs = np.where(finite, log_abs, replacement)

    neighborhood_min = minimum_filter(log_abs, size=3, mode="nearest")
    mask = log_abs <= neighborhood_min + 1.0e-12

    typical = float(np.median(log_abs[finite]))
    depths = typical - log_abs
    mask &= depths >= 0.5
    flat_indices = np.flatnonzero(mask)
    if flat_indices.size == 0:
        return []

    if flat_indices.size > max_seeds:
        candidate_depths = depths.ravel()[flat_indices]
        keep = np.argpartition(candidate_depths, -max_seeds)[-max_seeds:]
        flat_indices = flat_indices[keep]

    order = np.argsort(depths.ravel()[flat_indices])[::-1]
    flat_indices = flat_indices[order]
    return [complex(value) for value in mu_grid.ravel()[flat_indices]]


def _axis_seeds(search_radius: float, x: float) -> list[complex]:
    """Generic seeds near the positive-real and negative-imaginary axes.

    We use the closed fourth quadrant as the canonical square-root branch:

        Re(mu) >= 0,   Im(mu) <= 0.

    In particular, the negative imaginary axis is part of the search domain.
    This is essential for plasmonic modes, whose quasistatic roots approach
    that axis as x = k r -> 0.
    """
    seeds: list[complex] = []

    real_step = max(
        np.pi / (2.0 * max(x, 1.0e-12)),
        search_radius / 80.0,
    )
    for re in np.arange(0.5 * real_step, search_radius, real_step):
        # Include the real axis and a small negative-imaginary offset.
        seeds.append(complex(re, 0.0))
        seeds.append(complex(re, -min(0.02, 0.02 * max(1.0, search_radius))))

    # Seeds directly on the negative imaginary axis plus nearby points in
    # the interior of the fourth quadrant.
    imag_limit = min(search_radius, 6.0)
    for y in np.arange(0.1, imag_limit + 0.05, 0.1):
        seeds.append(complex(0.0, -y))
        seeds.append(complex(min(0.01, 0.01 * search_radius), -y))

    return seeds


def _plasmon_quasistatic_seeds(
    order: int,
    search_radius: float,
) -> list[complex]:
    r"""Seeds targeted at surface-plasmon Mie resonances.

    In the quasistatic limit the electric multipole of order l has

        epsilon_l -> -(l+1)/l.

    On the outgoing resonance branch used here we choose

        mu_l = sqrt(epsilon_l) -> -i sqrt((l+1)/l),

    i.e. the negative imaginary axis.  Radiation moves the finite-x root
    slightly into the fourth quadrant, so several small positive-real
    offsets are used around the quasistatic value.
    """
    if order <= 0:
        return []

    y0 = float(np.sqrt((order + 1.0) / order))
    if y0 > search_radius * 1.02:
        return []

    # The root approaches Re(mu)=0 rapidly for small x.  The logarithmic set
    # of offsets prevents the search from missing a very narrow near-axis
    # minimum while still covering moderately shifted dynamic resonances.
    offsets = (0.0, 1.0e-6, 1.0e-5, 1.0e-4, 1.0e-3, 1.0e-2, 5.0e-2, 1.0e-1)
    seeds: list[complex] = []
    for re in offsets:
        if re <= search_radius:
            seeds.append(complex(re, -y0))
            # Small vertical perturbations help the secant iteration when the
            # exact dynamic root is displaced from the quasistatic estimate.
            seeds.append(complex(re, -0.95 * y0))
            seeds.append(complex(re, -1.05 * y0))
    return seeds


def _line_minimum_seeds(
    mu_values: np.ndarray,
    denominator_values: np.ndarray,
    max_seeds: int,
) -> list[complex]:
    """Find local minima of |D(mu)| along a one-dimensional search line."""
    mu_values = np.asarray(mu_values, dtype=complex).ravel()
    values = np.asarray(denominator_values, dtype=complex).ravel()

    with np.errstate(all="ignore"):
        log_abs = np.log10(np.abs(values) + np.finfo(float).tiny)

    finite = np.isfinite(log_abs)
    if not np.any(finite):
        return []

    replacement = np.nanmax(log_abs[finite]) + 100.0
    log_abs = np.where(finite, log_abs, replacement)

    # One-dimensional local minima, including endpoints only when they are
    # genuinely among the smallest values.
    local = minimum_filter(log_abs, size=3, mode="nearest")
    mask = log_abs <= local + 1.0e-12

    indices = np.flatnonzero(mask)
    if indices.size == 0:
        return []

    # Rank candidates by the absolute denominator value rather than by a
    # fixed depth threshold.  Near-axis plasmonic minima can be narrow and
    # otherwise disappear on a coarse global grid.
    ordering = np.argsort(log_abs[indices])
    indices = indices[ordering[:max_seeds]]
    return [complex(mu_values[index]) for index in indices]


def _near_imaginary_axis_seeds(
    order: int,
    x: float,
    family: str,
    search_radius: float,
    n_imag: int,
    max_seeds: int,
) -> list[complex]:
    """Dense targeted scan along/near the negative imaginary axis.

    This scan is the main robustness addition for plasmonic resonances.  The
    ordinary two-dimensional box may have a very coarse first Re(mu) cell when
    search_radius is large, while a plasmonic root may have Re(mu) << 1.
    """
    if search_radius <= 0.0:
        return []

    # Resolve the physically important interval |Im(mu)| = O(1) very densely,
    # while retaining a coarser tail up to the global search radius.
    near_limit = min(search_radius, 6.0)
    near_count = max(500, 8 * n_imag)
    y_near = np.linspace(1.0e-6, near_limit, near_count)

    if search_radius > near_limit:
        far_count = max(100, 2 * n_imag)
        y_far = np.linspace(near_limit, search_radius, far_count)[1:]
        y_values = np.concatenate([y_near, y_far])
    else:
        y_values = y_near

    # Include the boundary Re(mu)=0 exactly and several logarithmically small
    # offsets inside the fourth quadrant.
    real_offsets = [0.0, 1.0e-6, 1.0e-5, 1.0e-4, 1.0e-3, 1.0e-2, 5.0e-2]
    real_offsets = [re for re in real_offsets if re <= search_radius]

    seeds: list[complex] = []
    per_line = max(2, max_seeds // max(1, len(real_offsets)))

    for re in real_offsets:
        line = re - 1j * y_values
        with np.errstate(all="ignore"):
            values = mie_denominator(line, order, x, family)
        seeds.extend(
            _line_minimum_seeds(
                mu_values=line,
                denominator_values=values,
                max_seeds=per_line,
            )
        )

    return _deduplicate(seeds, tolerance=1.0e-4)


def _build_mu_grid(search_radius: float, n_real: int, n_imag: int) -> np.ndarray:
    """Build a fourth-quadrant grid including both coordinate axes.

    The real coordinate is intentionally nonuniform and strongly clustered
    near Re(mu)=0, because surface-plasmon roots approach the negative
    imaginary axis as kr -> 0.
    """
    if n_real < 2 or n_imag < 2:
        raise ValueError("grid_real and grid_imag must both be at least 2")

    near_real_limit = min(search_radius, 2.0)
    near_count = max(2, int(np.ceil(0.65 * n_real)))

    # Cubic map: many more nodes near zero, but the axis itself is included.
    s = np.linspace(0.0, 1.0, near_count)
    real_near = near_real_limit * s**3

    if search_radius > near_real_limit and near_count < n_real:
        real_far = np.linspace(
            near_real_limit,
            search_radius,
            n_real - near_count + 1,
        )[1:]
        real_axis = np.concatenate([real_near, real_far])
    else:
        real_axis = real_near

    # Im(mu)=0 is also part of the closed fourth quadrant.  The origin is
    # explicitly suppressed later so it cannot become a spurious minimum.
    imag_axis = np.linspace(-search_radius, 0.0, n_imag)

    return real_axis[np.newaxis, :] + 1j * imag_axis[:, np.newaxis]


def _refine_root(
    function: Callable[[complex], complex],
    seed: complex,
    root_tolerance: float = 1.0e-11,
    max_function_evaluations: int = 80,
) -> tuple[bool, complex]:
    """Refine one complex root with a lightweight complex secant iteration."""
    z0 = complex(seed)
    z1 = z0 + (1.0e-3 + 1.0e-3j) * (1.0 + abs(z0))

    try:
        f0 = complex(function(z0))
        f1 = complex(function(z1))
    except (OverflowError, ZeroDivisionError, ValueError, FloatingPointError):
        return False, complex(np.nan, np.nan)

    for _ in range(max_function_evaluations):
        if not (
            np.isfinite(z1.real)
            and np.isfinite(z1.imag)
            and np.isfinite(f1.real)
            and np.isfinite(f1.imag)
        ):
            return False, complex(np.nan, np.nan)

        denominator = f1 - f0
        if abs(denominator) <= np.finfo(float).eps * max(1.0, abs(f0), abs(f1)):
            return False, complex(np.nan, np.nan)

        z2 = z1 - f1 * (z1 - z0) / denominator
        if abs(z2 - z1) <= root_tolerance * (1.0 + abs(z2)):
            try:
                f2 = complex(function(z2))
            except (OverflowError, ZeroDivisionError, ValueError, FloatingPointError):
                return False, complex(np.nan, np.nan)
            success = (
                np.isfinite(z2.real)
                and np.isfinite(z2.imag)
                and np.isfinite(f2.real)
                and np.isfinite(f2.imag)
            )
            return bool(success), z2

        z0, f0 = z1, f1
        z1 = z2
        try:
            f1 = complex(function(z1))
        except (OverflowError, ZeroDivisionError, ValueError, FloatingPointError):
            return False, complex(np.nan, np.nan)

    return False, complex(np.nan, np.nan)


def _deduplicate(values: Iterable[complex], tolerance: float = 2.0e-6) -> list[complex]:
    unique: list[complex] = []
    for value in sorted(values, key=lambda z: (abs(z), z.real, z.imag)):
        if all(abs(value - previous) > tolerance * (1.0 + abs(value)) for previous in unique):
            unique.append(value)
    return unique


def find_resonances_for_order(
    order: int,
    x: float,
    physical_m: complex,
    spectrum_tol: float,
    search_radius: float,
    n_real: int,
    n_imag: int,
    max_seeds: int,
    residual_tol: float,
    root_tol: float,
    root_maxiter: int,
    mu_grid: np.ndarray | None = None,
) -> list[Resonance]:
    """Find both c_l and d_l resonances for one order.

    The expensive spherical Bessel values on the scan grid are computed once
    and reused for both Mie families.
    """
    resonances: list[Resonance] = []

    # The canonical branch for outgoing resonant eigen-permittivities is the
    # CLOSED fourth quadrant.  Axes are included deliberately.  A tolerance is
    # needed because a converged root on an axis may acquire a tiny numerical
    # excursion outside the quadrant.
    boundary_tol = max(1.0e-9, 50.0 * root_tol)

    if mu_grid is None:
        mu_grid = _build_mu_grid(search_radius, n_real, n_imag)

    z_grid = mu_grid * x
    with np.errstate(all="ignore"):
        j_grid = spherical_jn(order, z_grid)
        j_prime_grid = spherical_jn(order, z_grid, derivative=True)
        psi_prime_grid = j_grid + z_grid * j_prime_grid

    h_x, xi_prime_x = _exterior_values(order, float(x))
    common_second = h_x * psi_prime_grid
    denominator_grids = {
        "c": j_grid * xi_prime_x - common_second,
        "d": mu_grid**2 * j_grid * xi_prime_x - common_second,
    }

    # mu=0 is a trivial/degenerate zero for some orders because spherical
    # Bessel factors vanish there.  It is not a Mie resonance and must not be
    # allowed to dominate the minimum detector now that both axes are included.
    zero_mask = np.abs(mu_grid) < 1.0e-10
    for family in denominator_grids:
        denominator_grids[family] = np.where(
            zero_mask,
            complex(np.inf, 0.0),
            denominator_grids[family],
        )

    generic_axis_seeds = _axis_seeds(search_radius, x)
    plasmon_seeds = _plasmon_quasistatic_seeds(order, search_radius)

    for family in ("c", "d"):
        seeds = _grid_minimum_seeds(
            mu_grid=mu_grid,
            denominator_values=denominator_grids[family],
            max_seeds=max_seeds,
        )

        # Dedicated plasmonic search.  This is intentionally independent of
        # the coarse global grid.
        seeds.extend(
            _near_imaginary_axis_seeds(
                order=order,
                x=x,
                family=family,
                search_radius=search_radius,
                n_imag=n_imag,
                max_seeds=max_seeds,
            )
        )
        seeds.extend(plasmon_seeds)
        seeds.extend(generic_axis_seeds)
        seeds = _deduplicate(seeds, tolerance=1.0e-4)

        denominator = lambda mu, fam=family: mie_denominator(mu, order, x, fam)
        roots: list[complex] = []
        for seed in seeds:
            success, mu = _refine_root(
                denominator,
                seed,
                root_tolerance=root_tol,
                max_function_evaluations=root_maxiter,
            )
            if not success:
                continue
            if not np.isfinite(mu.real) or not np.isfinite(mu.imag):
                continue

            # Correct plasmonic search-domain test:
            #
            #     Re(mu) >= 0,   Im(mu) <= 0,
            #
            # including Re(mu)=0.  Previously the grid itself excluded the
            # imaginary axis, which is precisely where the quasistatic surface
            # plasmon roots accumulate.
            if mu.real < -boundary_tol or mu.imag > boundary_tol:
                continue

            # Snap only tiny numerical boundary violations back to the axes.
            if -boundary_tol <= mu.real < 0.0:
                mu = complex(0.0, mu.imag)
            if 0.0 < mu.imag <= boundary_tol:
                mu = complex(mu.real, 0.0)

            if abs(mu) < 1.0e-5:
                continue
            if mu.real > search_radius * 1.02 or -mu.imag > search_radius * 1.02:
                continue

            residual = relative_denominator_residual(mu, order, x, family)
            if residual > residual_tol:
                continue
            roots.append(mu)

        for mu in _deduplicate(roots):
            spectral_point = complex(map_to_spectrum(mu, physical_m))
            if abs(spectral_point - 1.0) < spectrum_tol:
                continue
            resonances.append(
                Resonance(
                    order=order,
                    family=family,
                    mu=mu,
                    spectral_point=spectral_point,
                    relative_residual=relative_denominator_residual(
                        mu, order, x, family
                    ),
                )
            )

    resonances.sort(
        key=lambda item: (item.order, item.family, abs(item.spectral_point - 1.0))
    )
    return resonances


def compute_spectrum(
    x: float,
    physical_m: complex,
    spectrum_tol: float = 1.0e-3,
    l_max: int | None = None,
    search_radius: float | None = None,
    n_real: int = 100,
    n_imag: int = 70,
    max_seeds: int = 20,
    residual_tol: float = 1.0e-8,
    root_tol: float = 1.0e-11,
    root_maxiter: int = 80,
    empty_orders_to_stop: int = 4,
    workers: int = 1,
    verbose: bool = True,
) -> list[Resonance]:
    if x <= 0.0:
        raise ValueError("kr must be positive")
    if spectrum_tol <= 0.0:
        raise ValueError("spectrum_tol must be positive")
    if workers <= 0:
        raise ValueError("workers must be positive")

    contrast = abs(physical_m**2 - 1.0)
    # If |lambda-1| >= tol, then |mu^2-1| <= |m^2-1|/tol and therefore
    # |mu| <= sqrt(1 + |m^2-1|/tol).  This gives a finite search box.
    automatic_search_radius = float(np.sqrt(1.0 + contrast / spectrum_tol))
    if search_radius is None:
        search_radius = automatic_search_radius
    elif search_radius <= 0.0:
        raise ValueError("search_radius must be positive")

    if l_max is None:
        # Resonances of order l require roughly |mu*x| >= l.  Once l is well
        # beyond x*search_radius, retained spectral points cannot occur.
        l_max = max(8, int(np.ceil(x * search_radius + 8.0)))

    all_resonances: list[Resonance] = []
    empty_streak = 0

    if verbose:
        print(f"kr = {x:g}")
        print(f"physical m = {physical_m}")
        print(f"spectral tolerance = {spectrum_tol:g}")
        print(f"automatic mu-plane radius bound = {automatic_search_radius:.6g}")
        print(f"used mu-plane search radius = {search_radius:.6g}")
        print(f"maximum Mie order = {l_max}")
        print(f"parallel workers = {workers}")

    mu_grid = _build_mu_grid(search_radius, n_real, n_imag)

    def process_result(order: int, current: list[Resonance]) -> bool:
        nonlocal empty_streak
        all_resonances.extend(current)

        if verbose:
            minimum_distance = min(
                (abs(item.spectral_point - 1.0) for item in current),
                default=float("nan"),
            )
            print(
                f"l={order:3d}: retained {len(current):3d} roots"
                + (
                    f", min |lambda-1|={minimum_distance:.3e}"
                    if current
                    else ""
                )
            )

        if current:
            empty_streak = 0
        else:
            empty_streak += 1

        return (
            empty_orders_to_stop > 0
            and empty_streak >= empty_orders_to_stop
            and order > x * search_radius
        )

    def solve_order(order: int) -> list[Resonance]:
        return find_resonances_for_order(
            order=order,
            x=x,
            physical_m=physical_m,
            spectrum_tol=spectrum_tol,
            search_radius=search_radius,
            n_real=n_real,
            n_imag=n_imag,
            max_seeds=max_seeds,
            residual_tol=residual_tol,
            root_tol=root_tol,
            root_maxiter=root_maxiter,
            mu_grid=mu_grid,
        )

    if workers == 1:
        for order in range(1, l_max + 1):
            if process_result(order, solve_order(order)):
                break
    else:
        # Evaluate orders in small batches so early stopping remains meaningful.
        with ThreadPoolExecutor(max_workers=workers) as executor:
            for first_order in range(1, l_max + 1, workers):
                batch = list(
                    range(first_order, min(first_order + workers, l_max + 1))
                )
                batch_results = list(executor.map(solve_order, batch))
                should_stop = False
                for order, current in zip(batch, batch_results):
                    if process_result(order, current):
                        should_stop = True
                        break
                if should_stop:
                    break

    # Remove duplicate spectral points generated by repeated numerical roots.
    unique: list[Resonance] = []
    for item in sorted(
        all_resonances,
        key=lambda r: (r.order, r.family, r.spectral_point.real, r.spectral_point.imag),
    ):
        if all(
            abs(item.spectral_point - previous.spectral_point)
            > 2.0e-6 * (1.0 + abs(item.spectral_point))
            or item.family != previous.family
            or item.order != previous.order
            for previous in unique
        ):
            unique.append(item)
    return unique


def save_resonances_csv(resonances: list[Resonance], path: Path) -> None:
    with path.open("w", newline="", encoding="utf-8") as stream:
        writer = csv.writer(stream)
        writer.writerow(
            [
                "l",
                "family",
                "mu_real",
                "mu_imag",
                "lambda_real",
                "lambda_imag",
                "abs_lambda",
                "abs_lambda_minus_1",
                "relative_residual",
            ]
        )
        for item in resonances:
            writer.writerow(
                [
                    item.order,
                    item.family,
                    f"{item.mu.real:.16e}",
                    f"{item.mu.imag:.16e}",
                    f"{item.spectral_point.real:.16e}",
                    f"{item.spectral_point.imag:.16e}",
                    f"{abs(item.spectral_point):.16e}",
                    f"{abs(item.spectral_point - 1.0):.16e}",
                    f"{item.relative_residual:.16e}",
                ]
            )


def plot_spectrum(
    x: float,
    physical_m: complex,
    resonances: list[Resonance],
    output_path: Path,
    show: bool,
    settings: dict,
    condition_estimate: SpectralConditionEstimate | None = None,
    gmres_estimate: GmresEllipseEstimate | None = None,
) -> None:
    """Plot the predicted spectrum using options from the JSON configuration."""
    segment = branch_cut_segment(
        physical_m,
        count=settings["branch_point_count"],
    )

    previous_font_size = plt.rcParams.get("font.size", 10.0)
    plt.rcParams["font.size"] = settings["font_size"]

    try:
        fig, ax = plt.subplots(
            figsize=(
                settings["figure_width"],
                settings["figure_height"],
            )
        )

        branch_kwargs = {
            "linewidth": settings["branch_line_width"],
            "linestyle": settings["branch_line_style"],
            "label": settings["branch_label"],
        }
        if settings["branch_color"] is not None:
            branch_kwargs["color"] = settings["branch_color"]

        ax.plot(
            segment.real,
            segment.imag,
            **branch_kwargs,
        )

        family_settings = {
            "c": {
                "marker": settings["c_marker"],
                "size": settings["c_marker_size"],
                "label": settings["c_label"],
                "color": settings["c_color"],
            },
            "d": {
                "marker": settings["d_marker"],
                "size": settings["d_marker_size"],
                "label": settings["d_label"],
                "color": settings["d_color"],
            },
        }

        for family in ("c", "d"):
            points = np.array(
                [
                    item.spectral_point
                    for item in resonances
                    if item.family == family
                ],
                dtype=complex,
            )
            if not points.size:
                continue

            family_config = family_settings[family]
            scatter_kwargs = {
                "marker": family_config["marker"],
                "s": family_config["size"],
                "label": family_config["label"],
            }
            if family_config["color"] is not None:
                scatter_kwargs["color"] = family_config["color"]

            ax.scatter(
                points.real,
                points.imag,
                **scatter_kwargs,
            )

        one_kwargs = {
            "marker": settings["one_marker"],
            "s": settings["one_marker_size"],
            "label": settings["one_label"],
        }
        if settings["one_color"] is not None:
            one_kwargs["color"] = settings["one_color"]
        ax.scatter([1.0], [0.0], **one_kwargs)

        if settings["show_gmres_ellipse"] and gmres_estimate is not None:
            ellipse_values = enclosing_ellipse_curve(
                gmres_estimate.ellipse,
                point_count=settings["gmres_ellipse_point_count"],
            )
            ellipse_kwargs = {
                "linewidth": settings["gmres_ellipse_line_width"],
                "linestyle": settings["gmres_ellipse_line_style"],
                "label": settings["gmres_ellipse_label"],
            }
            if settings["gmres_ellipse_color"] is not None:
                ellipse_kwargs["color"] = settings["gmres_ellipse_color"]
            ax.plot(
                ellipse_values.real,
                ellipse_values.imag,
                **ellipse_kwargs,
            )

        endpoint = physical_m**2
        endpoint_kwargs = {
            "marker": settings["endpoint_marker"],
            "s": settings["endpoint_marker_size"],
            "label": settings["endpoint_label"],
        }
        if settings["endpoint_color"] is not None:
            endpoint_kwargs["color"] = settings["endpoint_color"]
        ax.scatter(
            [endpoint.real],
            [endpoint.imag],
            **endpoint_kwargs,
        )

        if settings["show_zero_axes"]:
            ax.axhline(
                0.0,
                linewidth=settings["zero_axes_line_width"],
                color=settings["zero_axes_color"],
            )
            ax.axvline(
                0.0,
                linewidth=settings["zero_axes_line_width"],
                color=settings["zero_axes_color"],
            )

        ax.set_xlabel(settings["x_label"])
        ax.set_ylabel(settings["y_label"])

        title = settings["title"]
        if title is None:
            title = f"Predicted spectrum of I-K: kr={x:g}, m={physical_m}"
        ax.set_title(title)

        if settings["show_grid"]:
            ax.grid(
                True,
                alpha=settings["grid_alpha"],
                linestyle=settings["grid_line_style"],
                linewidth=settings["grid_line_width"],
            )

        if settings["show_legend"]:
            ax.legend(
                loc=settings["legend_location"],
                fontsize=settings["legend_font_size"],
            )

        if (
            settings["show_condition_annotation"]
            and condition_estimate is not None
        ):
            ratio = condition_estimate.spectral_ratio
            ratio_text = (
                r"$\infty$"
                if not np.isfinite(ratio)
                else f"{ratio:.6g}"
            )
            annotation = (
                r"$\min |\lambda|="
                + f"{condition_estimate.minimum_modulus:.6g}$"
                + "\n"
                + r"$\max |\lambda|="
                + f"{condition_estimate.maximum_modulus:.6g}$"
                + "\n"
                + r"$\kappa_{\mathrm{spectral}}="
                + ratio_text
                + "$"
            )
            ax.text(
                settings["condition_annotation_x"],
                settings["condition_annotation_y"],
                annotation,
                transform=ax.transAxes,
                horizontalalignment="left",
                verticalalignment="top",
                fontsize=settings["condition_annotation_font_size"],
                bbox={
                    "boxstyle": "round",
                    "facecolor": "white",
                    "alpha": settings["condition_annotation_alpha"],
                },
            )

        if (
            settings["show_gmres_annotation"]
            and gmres_estimate is not None
        ):
            if gmres_estimate.valid:
                gmres_text = (
                    r"$k_{\mathrm{GMRES}}="
                    + str(gmres_estimate.estimated_iterations)
                    + "$"
                    + "\n"
                    + r"$\varepsilon="
                    + f"{gmres_estimate.relative_tolerance:.1e}$"
                    + "\n"
                    + r"$q_{\mathrm{ell}}="
                    + f"{gmres_estimate.asymptotic_reduction_factor:.6g}$"
                )
            else:
                gmres_text = "GMRES ellipse estimate unavailable"

            ax.text(
                settings["gmres_annotation_x"],
                settings["gmres_annotation_y"],
                gmres_text,
                transform=ax.transAxes,
                horizontalalignment="left",
                verticalalignment=settings["gmres_annotation_vertical_alignment"],
                fontsize=settings["gmres_annotation_font_size"],
                bbox={
                    "boxstyle": "round",
                    "facecolor": "white",
                    "alpha": settings["gmres_annotation_alpha"],
                },
            )

        if settings["equal_aspect"]:
            ax.set_aspect("equal", adjustable="datalim")

        x_min = settings["x_min"]
        x_max = settings["x_max"]
        y_min = settings["y_min"]
        y_max = settings["y_max"]

        if x_min is not None or x_max is not None:
            current_x_min, current_x_max = ax.get_xlim()
            ax.set_xlim(
                current_x_min if x_min is None else x_min,
                current_x_max if x_max is None else x_max,
            )
        if y_min is not None or y_max is not None:
            current_y_min, current_y_max = ax.get_ylim()
            ax.set_ylim(
                current_y_min if y_min is None else y_min,
                current_y_max if y_max is None else y_max,
            )

        if settings["tight_layout"]:
            fig.tight_layout()

        fig.savefig(
            output_path,
            dpi=settings["dpi"],
            transparent=settings["transparent_background"],
            bbox_inches="tight" if settings["tight_bounding_box"] else None,
        )

        if show:
            plt.show()
        plt.close(fig)
    finally:
        plt.rcParams["font.size"] = previous_font_size



def _require_mapping(value: object, name: str) -> dict:
    if not isinstance(value, dict):
        raise ValueError(f"Configuration field '{name}' must be a JSON object")
    return value


def _require_number(mapping: dict, key: str, section: str) -> float:
    if key not in mapping:
        raise ValueError(f"Missing required configuration field '{section}.{key}'")
    value = mapping[key]
    if isinstance(value, bool) or not isinstance(value, (int, float)):
        raise ValueError(f"Configuration field '{section}.{key}' must be numeric")
    return float(value)


def _optional_number(
    mapping: dict,
    key: str,
    section: str,
    default: float | None,
) -> float | None:
    value = mapping.get(key, default)
    if value is None:
        return None
    if isinstance(value, bool) or not isinstance(value, (int, float)):
        raise ValueError(
            f"Configuration field '{section}.{key}' must be numeric or null"
        )
    return float(value)


def _optional_integer(
    mapping: dict,
    key: str,
    section: str,
    default: int | None,
) -> int | None:
    value = mapping.get(key, default)
    if value is None:
        return None
    if isinstance(value, bool) or not isinstance(value, int):
        raise ValueError(
            f"Configuration field '{section}.{key}' must be an integer or null"
        )
    return value


def _optional_boolean(
    mapping: dict,
    key: str,
    section: str,
    default: bool,
) -> bool:
    value = mapping.get(key, default)
    if not isinstance(value, bool):
        raise ValueError(f"Configuration field '{section}.{key}' must be boolean")
    return value


def _optional_nullable_string(
    mapping: dict,
    key: str,
    section: str,
    default: str | None,
) -> str | None:
    value = mapping.get(key, default)
    if value is None:
        return None
    if not isinstance(value, str):
        raise ValueError(
            f"Configuration field '{section}.{key}' must be a string or null"
        )
    return value


def _optional_string(
    mapping: dict,
    key: str,
    section: str,
    default: str,
) -> str:
    value = mapping.get(key, default)
    if not isinstance(value, str) or not value.strip():
        raise ValueError(
            f"Configuration field '{section}.{key}' must be a non-empty string"
        )
    return value


def load_config(config_path: Path) -> dict:
    """Read and validate mie_spectrum_config.json."""
    try:
        with config_path.open("r", encoding="utf-8") as stream:
            raw = json.load(stream)
    except FileNotFoundError as exc:
        raise FileNotFoundError(
            f"Configuration file not found: {config_path}\n"
            f"Place '{CONFIG_FILENAME}' in the same directory as the script."
        ) from exc
    except json.JSONDecodeError as exc:
        raise ValueError(
            f"Invalid JSON in {config_path}: line {exc.lineno}, "
            f"column {exc.colno}: {exc.msg}"
        ) from exc

    root = _require_mapping(raw, "root")
    problem = _require_mapping(root.get("problem"), "problem")
    search = _require_mapping(root.get("search", {}), "search")
    output = _require_mapping(root.get("output", {}), "output")
    analysis = _require_mapping(root.get("analysis", {}), "analysis")
    plot = _require_mapping(root.get("plot", {}), "plot")

    config = {
        "kr": _require_number(problem, "kr", "problem"),
        # Preferred interface: specify relative permittivity directly.
        "eps_real": _optional_number(problem, "eps_real", "problem", None),
        "eps_imag": _optional_number(problem, "eps_imag", "problem", 0.0),
        # Backward-compatible interface: specify refractive index m directly.
        "m_real": _optional_number(problem, "m_real", "problem", None),
        "m_imag": _optional_number(problem, "m_imag", "problem", 0.0),
        "spectrum_tol": _optional_number(
            search, "spectrum_tol", "search", 1.0e-3
        ),
        "l_max": _optional_integer(search, "l_max", "search", None),
        "search_radius": _optional_number(
            search, "search_radius", "search", None
        ),
        "grid_real": _optional_integer(search, "grid_real", "search", 100),
        "grid_imag": _optional_integer(search, "grid_imag", "search", 70),
        "max_seeds": _optional_integer(search, "max_seeds", "search", 20),
        "residual_tol": _optional_number(
            search, "residual_tol", "search", 1.0e-8
        ),
        "root_tol": _optional_number(search, "root_tol", "search", 1.0e-11),
        "root_maxiter": _optional_integer(
            search, "root_maxiter", "search", 80
        ),
        "empty_orders_to_stop": _optional_integer(
            search, "empty_orders_to_stop", "search", 4
        ),
        "parallel_workers": _optional_integer(
            search, "parallel_workers", "search", 1
        ),
        "plot_filename": _optional_string(
            output, "plot_filename", "output", "mie_spectrum.png"
        ),
        "csv_filename": _optional_string(
            output, "csv_filename", "output", "mie_resonances.csv"
        ),
        "show_plot": _optional_boolean(output, "show_plot", "output", False),
        "verbose": _optional_boolean(output, "verbose", "output", True),
        "condition_estimate_enabled": _optional_boolean(
            analysis, "condition_estimate_enabled", "analysis", True
        ),
        "condition_summary_filename": _optional_string(
            analysis,
            "condition_summary_filename",
            "analysis",
            "results/condition_estimate.json",
        ),
        "print_condition_estimate": _optional_boolean(
            analysis, "print_condition_estimate", "analysis", True
        ),
        "gmres_estimate_enabled": _optional_boolean(
            analysis, "gmres_estimate_enabled", "analysis", True
        ),
        "gmres_relative_tolerance": _optional_number(
            analysis, "gmres_relative_tolerance", "analysis", 1.0e-6
        ),
        "eigenvector_condition_number": _optional_number(
            analysis, "eigenvector_condition_number", "analysis", 1.0
        ),
        "gmres_maximum_iterations": _optional_integer(
            analysis, "gmres_maximum_iterations", "analysis", 100000
        ),
        "gmres_summary_filename": _optional_string(
            analysis,
            "gmres_summary_filename",
            "analysis",
            "results/gmres_estimate.json",
        ),
        "print_gmres_estimate": _optional_boolean(
            analysis, "print_gmres_estimate", "analysis", True
        ),
        "ellipse_algorithm_tolerance": _optional_number(
            analysis, "ellipse_algorithm_tolerance", "analysis", 1.0e-7
        ),
        "ellipse_maximum_iterations": _optional_integer(
            analysis, "ellipse_maximum_iterations", "analysis", 20000
        ),
        "ellipse_safety_factor": _optional_number(
            analysis, "ellipse_safety_factor", "analysis", 1.005
        ),
        "ellipse_minimum_axis_ratio": _optional_number(
            analysis, "ellipse_minimum_axis_ratio", "analysis", 1.0e-3
        ),
        "ellipse_rank_tolerance": _optional_number(
            analysis, "ellipse_rank_tolerance", "analysis", 1.0e-10
        ),
        "ellipse_exclude_origin": _optional_boolean(
            analysis, "ellipse_exclude_origin", "analysis", True
        ),
        "ellipse_origin_margin": _optional_number(
            analysis, "ellipse_origin_margin", "analysis", 1.0e-4
        ),
        "ellipse_point_margin": _optional_number(
            analysis, "ellipse_point_margin", "analysis", 1.0e-9
        ),
        "ellipse_optimizer_tolerance": _optional_number(
            analysis, "ellipse_optimizer_tolerance", "analysis", 1.0e-11
        ),
        "ellipse_optimizer_maximum_iterations": _optional_integer(
            analysis,
            "ellipse_optimizer_maximum_iterations",
            "analysis",
            4000,
        ),
        "ellipse_optimizer_restarts": _optional_integer(
            analysis, "ellipse_optimizer_restarts", "analysis", 16
        ),
        "ellipse_random_seed": _optional_integer(
            analysis, "ellipse_random_seed", "analysis", 12345
        ),
        "ellipse_convex_hull_tolerance": _optional_number(
            analysis, "ellipse_convex_hull_tolerance", "analysis", 1.0e-12
        ),
        "ellipse_convex_hull_maximum_iterations": _optional_integer(
            analysis,
            "ellipse_convex_hull_maximum_iterations",
            "analysis",
            5000,
        ),
        "ellipse_feasibility_tolerance": _optional_number(
            analysis, "ellipse_feasibility_tolerance", "analysis", 1.0e-8
        ),
        "plot_enabled": _optional_boolean(plot, "enabled", "plot", True),
        "figure_width": _optional_number(
            plot, "figure_width", "plot", 8.0
        ),
        "figure_height": _optional_number(
            plot, "figure_height", "plot", 6.5
        ),
        "dpi": _optional_integer(plot, "dpi", "plot", 200),
        "font_size": _optional_number(plot, "font_size", "plot", 11.0),
        "branch_point_count": _optional_integer(
            plot, "branch_point_count", "plot", 300
        ),
        "branch_line_width": _optional_number(
            plot, "branch_line_width", "plot", 2.0
        ),
        "branch_line_style": _optional_string(
            plot, "branch_line_style", "plot", "-"
        ),
        "branch_color": _optional_nullable_string(
            plot, "branch_color", "plot", None
        ),
        "branch_label": _optional_string(
            plot, "branch_label", "plot", r"branch cut: $[1,m^2]$"
        ),
        "c_marker": _optional_string(plot, "c_marker", "plot", "o"),
        "c_marker_size": _optional_number(
            plot, "c_marker_size", "plot", 42.0
        ),
        "c_color": _optional_nullable_string(
            plot, "c_color", "plot", None
        ),
        "c_label": _optional_string(
            plot, "c_label", "plot", r"zeros of $D_l^{(c)}$"
        ),
        "d_marker": _optional_string(plot, "d_marker", "plot", "s"),
        "d_marker_size": _optional_number(
            plot, "d_marker_size", "plot", 42.0
        ),
        "d_color": _optional_nullable_string(
            plot, "d_color", "plot", None
        ),
        "d_label": _optional_string(
            plot, "d_label", "plot", r"zeros of $D_l^{(d)}$"
        ),
        "one_marker": _optional_string(plot, "one_marker", "plot", "x"),
        "one_marker_size": _optional_number(
            plot, "one_marker_size", "plot", 70.0
        ),
        "one_color": _optional_nullable_string(
            plot, "one_color", "plot", None
        ),
        "one_label": _optional_string(
            plot, "one_label", "plot", r"$1$"
        ),
        "endpoint_marker": _optional_string(
            plot, "endpoint_marker", "plot", "o"
        ),
        "endpoint_marker_size": _optional_number(
            plot, "endpoint_marker_size", "plot", 80.0
        ),
        "endpoint_color": _optional_nullable_string(
            plot, "endpoint_color", "plot", None
        ),
        "endpoint_label": _optional_string(
            plot, "endpoint_label", "plot", r"$m^2$"
        ),
        "show_zero_axes": _optional_boolean(
            plot, "show_zero_axes", "plot", True
        ),
        "zero_axes_line_width": _optional_number(
            plot, "zero_axes_line_width", "plot", 0.6
        ),
        "zero_axes_color": _optional_string(
            plot, "zero_axes_color", "plot", "black"
        ),
        "show_grid": _optional_boolean(
            plot, "show_grid", "plot", True
        ),
        "grid_alpha": _optional_number(
            plot, "grid_alpha", "plot", 0.3
        ),
        "grid_line_style": _optional_string(
            plot, "grid_line_style", "plot", "-"
        ),
        "grid_line_width": _optional_number(
            plot, "grid_line_width", "plot", 0.8
        ),
        "show_legend": _optional_boolean(
            plot, "show_legend", "plot", True
        ),
        "show_condition_annotation": _optional_boolean(
            plot, "show_condition_annotation", "plot", True
        ),
        "show_gmres_ellipse": _optional_boolean(
            plot, "show_gmres_ellipse", "plot", True
        ),
        "gmres_ellipse_point_count": _optional_integer(
            plot, "gmres_ellipse_point_count", "plot", 500
        ),
        "gmres_ellipse_line_width": _optional_number(
            plot, "gmres_ellipse_line_width", "plot", 1.5
        ),
        "gmres_ellipse_line_style": _optional_string(
            plot, "gmres_ellipse_line_style", "plot", "--"
        ),
        "gmres_ellipse_color": _optional_nullable_string(
            plot, "gmres_ellipse_color", "plot", None
        ),
        "gmres_ellipse_label": _optional_string(
            plot, "gmres_ellipse_label", "plot", "enclosing GMRES ellipse"
        ),
        "show_gmres_annotation": _optional_boolean(
            plot, "show_gmres_annotation", "plot", True
        ),
        "gmres_annotation_x": _optional_number(
            plot, "gmres_annotation_x", "plot", 0.02
        ),
        "gmres_annotation_y": _optional_number(
            plot, "gmres_annotation_y", "plot", 0.02
        ),
        "gmres_annotation_vertical_alignment": _optional_string(
            plot,
            "gmres_annotation_vertical_alignment",
            "plot",
            "bottom",
        ),
        "gmres_annotation_font_size": _optional_number(
            plot, "gmres_annotation_font_size", "plot", 9.0
        ),
        "gmres_annotation_alpha": _optional_number(
            plot, "gmres_annotation_alpha", "plot", 0.8
        ),
        "condition_annotation_x": _optional_number(
            plot, "condition_annotation_x", "plot", 0.02
        ),
        "condition_annotation_y": _optional_number(
            plot, "condition_annotation_y", "plot", 0.98
        ),
        "condition_annotation_font_size": _optional_number(
            plot, "condition_annotation_font_size", "plot", 9.0
        ),
        "condition_annotation_alpha": _optional_number(
            plot, "condition_annotation_alpha", "plot", 0.8
        ),
        "legend_location": _optional_string(
            plot, "legend_location", "plot", "best"
        ),
        "legend_font_size": _optional_number(
            plot, "legend_font_size", "plot", 10.0
        ),
        "equal_aspect": _optional_boolean(
            plot, "equal_aspect", "plot", True
        ),
        "x_min": _optional_number(plot, "x_min", "plot", None),
        "x_max": _optional_number(plot, "x_max", "plot", None),
        "y_min": _optional_number(plot, "y_min", "plot", None),
        "y_max": _optional_number(plot, "y_max", "plot", None),
        "x_label": _optional_string(
            plot, "x_label", "plot", r"$\operatorname{Re}\lambda$"
        ),
        "y_label": _optional_string(
            plot, "y_label", "plot", r"$\operatorname{Im}\lambda$"
        ),
        "title": _optional_nullable_string(
            plot, "title", "plot", None
        ),
        "tight_layout": _optional_boolean(
            plot, "tight_layout", "plot", True
        ),
        "tight_bounding_box": _optional_boolean(
            plot, "tight_bounding_box", "plot", True
        ),
        "transparent_background": _optional_boolean(
            plot, "transparent_background", "plot", False
        ),
    }

    if config["kr"] <= 0.0:
        raise ValueError("Configuration field 'problem.kr' must be positive")

    has_eps = config["eps_real"] is not None
    has_m = config["m_real"] is not None
    if has_eps == has_m:
        raise ValueError(
            "Specify exactly one material representation: either "
            "problem.eps_real[/eps_imag] or problem.m_real[/m_imag]."
        )
    if config["spectrum_tol"] is None or config["spectrum_tol"] <= 0.0:
        raise ValueError(
            "Configuration field 'search.spectrum_tol' must be positive"
        )
    if (
        config["search_radius"] is not None
        and config["search_radius"] <= 0.0
    ):
        raise ValueError(
            "Configuration field 'search.search_radius' must be positive or null"
        )
    if config["l_max"] is not None and config["l_max"] <= 0:
        raise ValueError(
            "Configuration field 'search.l_max' must be positive or null"
        )

    for field in (
        "grid_real",
        "grid_imag",
        "max_seeds",
        "root_maxiter",
        "parallel_workers",
    ):
        if config[field] is None or config[field] <= 0:
            raise ValueError(
                f"Configuration field 'search.{field}' must be positive"
            )

    if config["grid_real"] < 2 or config["grid_imag"] < 2:
        raise ValueError(
            "Configuration fields 'search.grid_real' and 'search.grid_imag' "
            "must both be at least 2"
        )

    if (
        config["empty_orders_to_stop"] is None
        or config["empty_orders_to_stop"] < 0
    ):
        raise ValueError(
            "Configuration field 'search.empty_orders_to_stop' "
            "must be a nonnegative integer"
        )

    positive_analysis_fields = (
        "gmres_relative_tolerance",
        "eigenvector_condition_number",
        "gmres_maximum_iterations",
        "ellipse_algorithm_tolerance",
        "ellipse_maximum_iterations",
        "ellipse_safety_factor",
        "ellipse_minimum_axis_ratio",
        "ellipse_rank_tolerance",
        "ellipse_origin_margin",
        "ellipse_optimizer_tolerance",
        "ellipse_optimizer_maximum_iterations",
        "ellipse_optimizer_restarts",
        "ellipse_convex_hull_tolerance",
        "ellipse_convex_hull_maximum_iterations",
        "ellipse_feasibility_tolerance",
    )
    for field in positive_analysis_fields:
        if config[field] is None or config[field] <= 0:
            raise ValueError(
                f"Configuration field 'analysis.{field}' must be positive"
            )

    if config["gmres_relative_tolerance"] >= 1.0:
        raise ValueError(
            "Configuration field 'analysis.gmres_relative_tolerance' "
            "must be less than 1"
        )

    if config["ellipse_safety_factor"] < 1.0:
        raise ValueError(
            "Configuration field 'analysis.ellipse_safety_factor' "
            "must be at least 1"
        )

    if config["ellipse_minimum_axis_ratio"] > 1.0:
        raise ValueError(
            "Configuration field 'analysis.ellipse_minimum_axis_ratio' "
            "must not exceed 1"
        )

    if config["ellipse_point_margin"] is None:
        raise ValueError(
            "Configuration field 'analysis.ellipse_point_margin' is required"
        )
    if not 0.0 <= config["ellipse_point_margin"] < 1.0:
        raise ValueError(
            "Configuration field 'analysis.ellipse_point_margin' "
            "must lie in [0, 1)"
        )

    if config["ellipse_random_seed"] is None:
        raise ValueError(
            "Configuration field 'analysis.ellipse_random_seed' "
            "must be an integer"
        )

    positive_plot_fields = (
        "figure_width",
        "figure_height",
        "dpi",
        "font_size",
        "branch_point_count",
        "branch_line_width",
        "c_marker_size",
        "d_marker_size",
        "one_marker_size",
        "endpoint_marker_size",
        "zero_axes_line_width",
        "grid_line_width",
        "legend_font_size",
        "condition_annotation_font_size",
        "gmres_ellipse_point_count",
        "gmres_ellipse_line_width",
        "gmres_annotation_font_size",
    )
    for field in positive_plot_fields:
        if config[field] is None or config[field] <= 0:
            raise ValueError(
                f"Configuration field 'plot.{field}' must be positive"
            )

    if not 0.0 <= config["grid_alpha"] <= 1.0:
        raise ValueError(
            "Configuration field 'plot.grid_alpha' must lie in [0, 1]"
        )

    if not 0.0 <= config["condition_annotation_alpha"] <= 1.0:
        raise ValueError(
            "Configuration field 'plot.condition_annotation_alpha' "
            "must lie in [0, 1]"
        )

    if not 0.0 <= config["gmres_annotation_alpha"] <= 1.0:
        raise ValueError(
            "Configuration field 'plot.gmres_annotation_alpha' "
            "must lie in [0, 1]"
        )

    for field in (
        "condition_annotation_x",
        "condition_annotation_y",
        "gmres_annotation_x",
        "gmres_annotation_y",
    ):
        if not 0.0 <= config[field] <= 1.0:
            raise ValueError(
                f"Configuration field 'plot.{field}' must lie in [0, 1]"
            )

    if (
        config["x_min"] is not None
        and config["x_max"] is not None
        and config["x_min"] >= config["x_max"]
    ):
        raise ValueError("Configuration requires plot.x_min < plot.x_max")

    if (
        config["y_min"] is not None
        and config["y_max"] is not None
        and config["y_min"] >= config["y_max"]
    ):
        raise ValueError("Configuration requires plot.y_min < plot.y_max")

    return config


def main() -> None:
    script_directory = Path(__file__).resolve().parent
    config_path = script_directory / CONFIG_FILENAME
    config = load_config(config_path)

    if config["eps_real"] is not None:
        physical_eps = complex(config["eps_real"], config["eps_imag"])
        # Principal square root: Re(m) >= 0.  For passive eps with Im(eps)>0
        # this also gives Im(m)>0.  The resonance-root search in fictitious mu
        # is independent of this physical square-root choice.
        physical_m = complex(np.sqrt(physical_eps + 0j))
    else:
        physical_m = complex(config["m_real"], config["m_imag"])
        physical_eps = physical_m**2

    if config["verbose"]:
        print(f"physical eps = {physical_eps}")
        print(f"physical m   = {physical_m}")

    resonances = compute_spectrum(
        x=config["kr"],
        physical_m=physical_m,
        spectrum_tol=config["spectrum_tol"],
        l_max=config["l_max"],
        search_radius=config["search_radius"],
        n_real=config["grid_real"],
        n_imag=config["grid_imag"],
        max_seeds=config["max_seeds"],
        residual_tol=config["residual_tol"],
        root_tol=config["root_tol"],
        root_maxiter=config["root_maxiter"],
        empty_orders_to_stop=config["empty_orders_to_stop"],
        workers=config["parallel_workers"],
        verbose=config["verbose"],
    )

    plot_path = script_directory / config["plot_filename"]
    csv_path = script_directory / config["csv_filename"]
    condition_path = (
        script_directory / config["condition_summary_filename"]
    )
    gmres_path = script_directory / config["gmres_summary_filename"]
    plot_path.parent.mkdir(parents=True, exist_ok=True)
    csv_path.parent.mkdir(parents=True, exist_ok=True)
    condition_path.parent.mkdir(parents=True, exist_ok=True)
    gmres_path.parent.mkdir(parents=True, exist_ok=True)

    save_resonances_csv(resonances, csv_path)

    condition_estimate = None
    if config["condition_estimate_enabled"]:
        condition_estimate = estimate_spectral_condition_number(
            physical_m=physical_m,
            resonances=resonances,
        )
        save_condition_estimate_json(condition_estimate, condition_path)

        if config["print_condition_estimate"]:
            print("\nPredicted spectral condition-number estimate:")
            print(
                "  min |lambda| = "
                f"{condition_estimate.minimum_modulus:.12g} "
                f"({condition_estimate.minimum_source})"
            )
            print(
                "  max |lambda| = "
                f"{condition_estimate.maximum_modulus:.12g} "
                f"({condition_estimate.maximum_source})"
            )
            print(
                "  max|lambda|/min|lambda| = "
                f"{condition_estimate.spectral_ratio:.12g}"
            )
            print(
                "  Interpretation: lower estimate for kappa_2(A); "
                "equality holds for a normal matrix."
            )

    gmres_estimate = None
    if config["gmres_estimate_enabled"]:
        gmres_estimate = estimate_gmres_iterations_from_ellipse(
            physical_m=physical_m,
            resonances=resonances,
            relative_tolerance=config["gmres_relative_tolerance"],
            eigenvector_condition_number=(
                config["eigenvector_condition_number"]
            ),
            maximum_gmres_iterations=config["gmres_maximum_iterations"],
            ellipse_algorithm_tolerance=(
                config["ellipse_algorithm_tolerance"]
            ),
            ellipse_maximum_iterations=(
                config["ellipse_maximum_iterations"]
            ),
            ellipse_safety_factor=config["ellipse_safety_factor"],
            ellipse_minimum_axis_ratio=(
                config["ellipse_minimum_axis_ratio"]
            ),
            ellipse_rank_tolerance=config["ellipse_rank_tolerance"],
            ellipse_exclude_origin=config["ellipse_exclude_origin"],
            ellipse_origin_margin=config["ellipse_origin_margin"],
            ellipse_point_margin=config["ellipse_point_margin"],
            ellipse_optimizer_tolerance=(
                config["ellipse_optimizer_tolerance"]
            ),
            ellipse_optimizer_maximum_iterations=(
                config["ellipse_optimizer_maximum_iterations"]
            ),
            ellipse_optimizer_restarts=(
                config["ellipse_optimizer_restarts"]
            ),
            ellipse_random_seed=config["ellipse_random_seed"],
            ellipse_convex_hull_tolerance=(
                config["ellipse_convex_hull_tolerance"]
            ),
            ellipse_convex_hull_maximum_iterations=(
                config["ellipse_convex_hull_maximum_iterations"]
            ),
            ellipse_feasibility_tolerance=(
                config["ellipse_feasibility_tolerance"]
            ),
        )
        save_gmres_estimate_json(gmres_estimate, gmres_path)

        if config["print_gmres_estimate"]:
            print("\nGMRES estimate from an enclosing spectral ellipse:")
            print(
                "  ellipse center = "
                f"{gmres_estimate.ellipse.center.real:.12g}"
                f"{gmres_estimate.ellipse.center.imag:+.12g}i"
            )
            print(
                "  semiaxes = "
                f"({gmres_estimate.ellipse.major_semiaxis:.12g}, "
                f"{gmres_estimate.ellipse.minor_semiaxis:.12g})"
            )
            print(
                "  origin ellipse value = "
                f"{gmres_estimate.origin_ellipse_value:.12g}"
            )
            if gmres_estimate.valid:
                print(
                    "  asymptotic reduction factor = "
                    f"{gmres_estimate.asymptotic_reduction_factor:.12g}"
                )
                print(
                    "  estimated unrestarted GMRES iterations for "
                    f"{gmres_estimate.relative_tolerance:.1e} = "
                    f"{gmres_estimate.estimated_iterations}"
                )
                print(
                    "  residual bound at this iteration = "
                    f"{gmres_estimate.residual_bound_at_estimate:.12g}"
                )
            else:
                print(f"  estimate unavailable: {gmres_estimate.message}")

    plot_settings = {
        key: config[key]
        for key in (
            "figure_width",
            "figure_height",
            "dpi",
            "font_size",
            "branch_point_count",
            "branch_line_width",
            "branch_line_style",
            "branch_color",
            "branch_label",
            "c_marker",
            "c_marker_size",
            "c_color",
            "c_label",
            "d_marker",
            "d_marker_size",
            "d_color",
            "d_label",
            "one_marker",
            "one_marker_size",
            "one_color",
            "one_label",
            "endpoint_marker",
            "endpoint_marker_size",
            "endpoint_color",
            "endpoint_label",
            "show_zero_axes",
            "zero_axes_line_width",
            "zero_axes_color",
            "show_grid",
            "grid_alpha",
            "grid_line_style",
            "grid_line_width",
            "show_legend",
            "show_condition_annotation",
            "show_gmres_ellipse",
            "gmres_ellipse_point_count",
            "gmres_ellipse_line_width",
            "gmres_ellipse_line_style",
            "gmres_ellipse_color",
            "gmres_ellipse_label",
            "show_gmres_annotation",
            "gmres_annotation_x",
            "gmres_annotation_y",
            "gmres_annotation_vertical_alignment",
            "gmres_annotation_font_size",
            "gmres_annotation_alpha",
            "condition_annotation_x",
            "condition_annotation_y",
            "condition_annotation_font_size",
            "condition_annotation_alpha",
            "legend_location",
            "legend_font_size",
            "equal_aspect",
            "x_min",
            "x_max",
            "y_min",
            "y_max",
            "x_label",
            "y_label",
            "title",
            "tight_layout",
            "tight_bounding_box",
            "transparent_background",
        )
    }

    if config["plot_enabled"]:
        plot_spectrum(
            x=config["kr"],
            physical_m=physical_m,
            resonances=resonances,
            output_path=plot_path,
            show=config["show_plot"],
            settings=plot_settings,
            condition_estimate=condition_estimate,
            gmres_estimate=gmres_estimate,
        )

    print(f"\nConfiguration: {config_path}")
    print(f"Saved {len(resonances)} resonance points")
    if config["plot_enabled"]:
        print(f"Plot: {plot_path}")
    else:
        print("Plot: disabled in configuration")
    print(f"Table: {csv_path}")
    if config["condition_estimate_enabled"]:
        print(f"Condition estimate: {condition_path}")
    if config["gmres_estimate_enabled"]:
        print(f"GMRES estimate: {gmres_path}")


if __name__ == "__main__":
    main()
